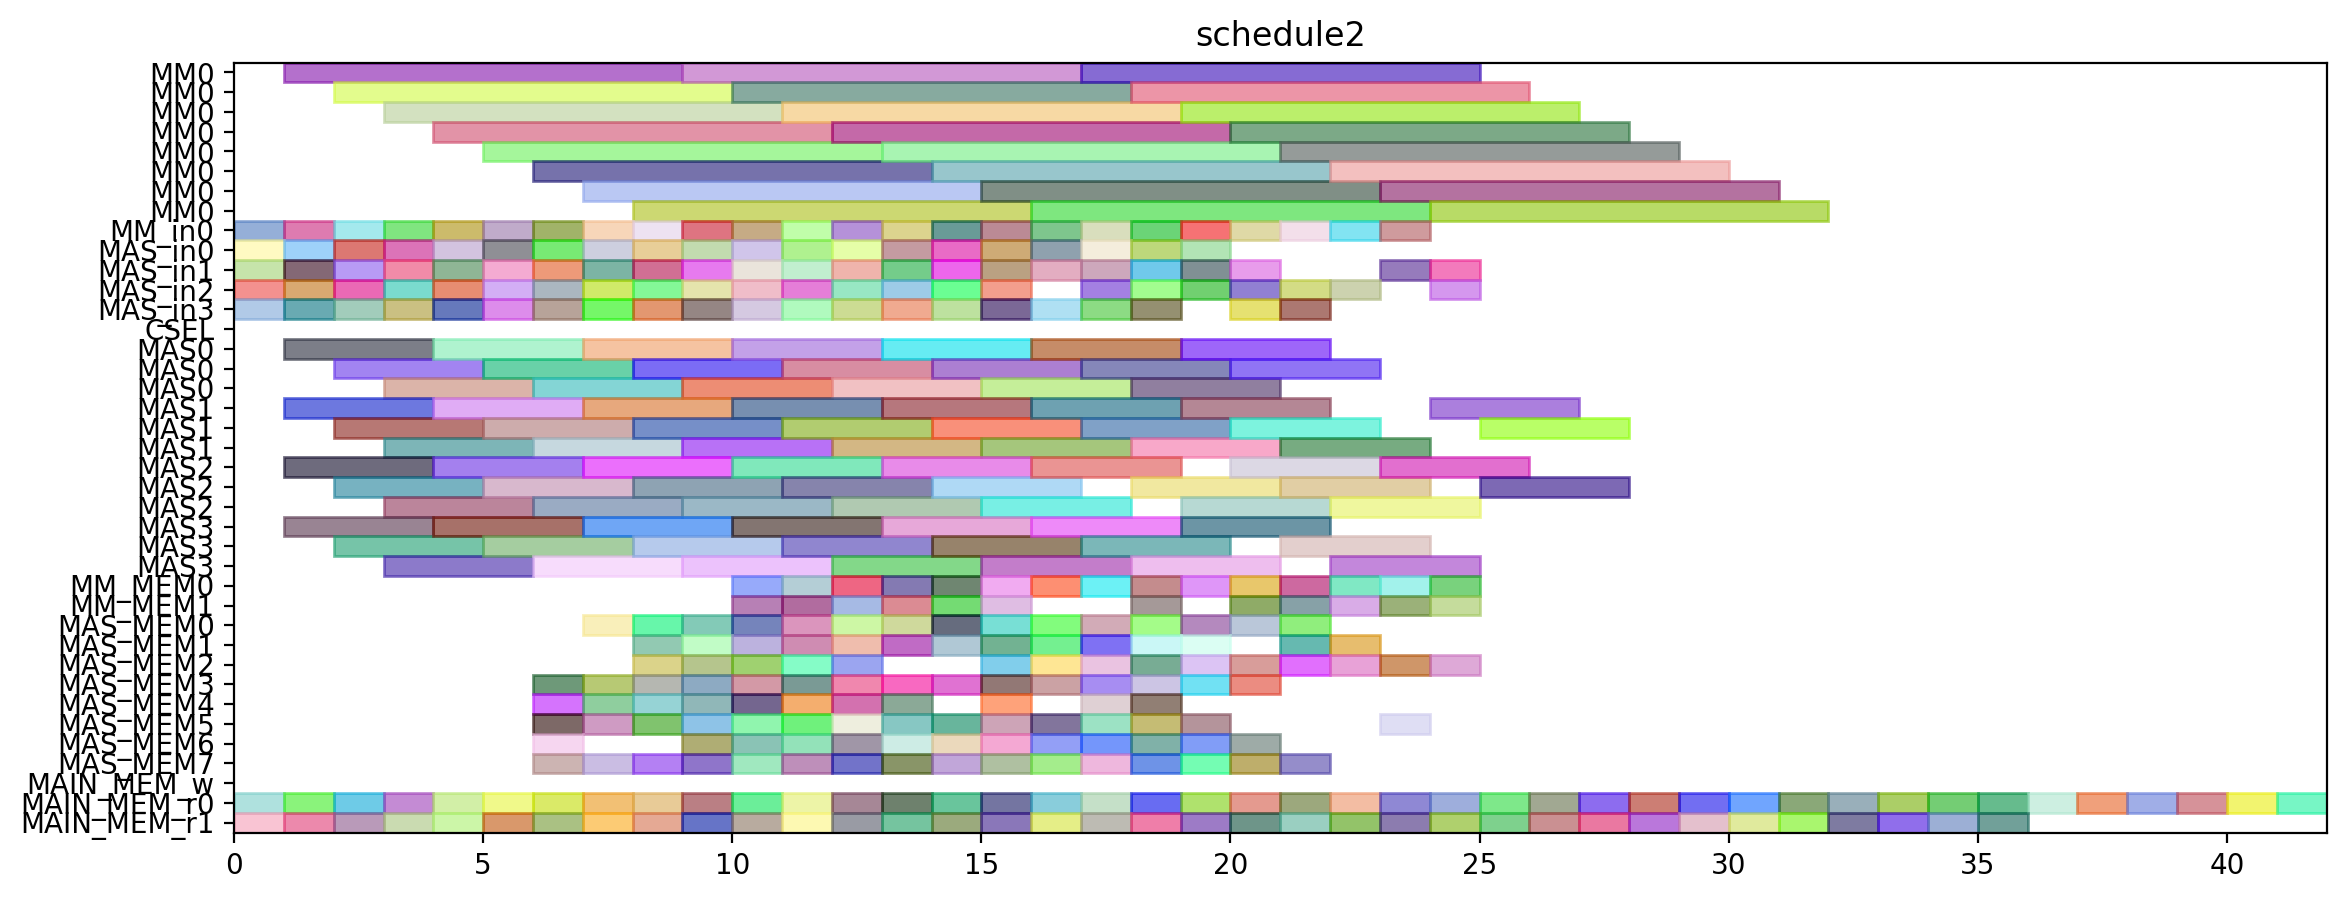

Write the Python code that produced this figure.
from pyschedule import Scenario, solvers, plotters, alt


def solve():
	horizon = 132
	S = Scenario("schedule2", horizon=horizon)

	# resource
	MM = S.Resources('MM', num=1, size=8)
	MM_in = S.Resources('MM_in', num=1)
	MAS_in = S.Resources('MAS_in', num=4)
	CSEL = S.Resource('CSEL')
	MAS = S.Resources('MAS', num=4, size=3, periods=range(1, horizon))
	MM_MEM = S.Resources('MM_MEM', num=2)
	MAS_MEM = S.Resources('MAS_MEM', num=8)
	MAIN_MEM_w = S.Resource('MAIN_MEM_w', size=1)
	MAIN_MEM_r = S.Resources('MAIN_MEM_r', num=2)

	# result of previous scheduling
	c_t0_a1_0_in = S.Task('c_t0_a1_0_in', length=1, delay_cost=1)
	S += c_t0_a1_0_in >= 0
	c_t0_a1_0_in += MAS_in[3]

	c_t0_a1_1_in = S.Task('c_t0_a1_1_in', length=1, delay_cost=1)
	S += c_t0_a1_1_in >= 0
	c_t0_a1_1_in += MAS_in[1]

	c_t0_t10_in = S.Task('c_t0_t10_in', length=1, delay_cost=1)
	S += c_t0_t10_in >= 0
	c_t0_t10_in += MAS_in[2]

	c_t0_t10_mem0 = S.Task('c_t0_t10_mem0', length=1, delay_cost=1)
	S += c_t0_t10_mem0 >= 0
	c_t0_t10_mem0 += MAIN_MEM_r[0]

	c_t2_t10_in = S.Task('c_t2_t10_in', length=1, delay_cost=1)
	S += c_t2_t10_in >= 0
	c_t2_t10_in += MAS_in[0]

	c_t2_t3_t1_in = S.Task('c_t2_t3_t1_in', length=1, delay_cost=1)
	S += c_t2_t3_t1_in >= 0
	c_t2_t3_t1_in += MM_in[0]

	c_t3010_mem1 = S.Task('c_t3010_mem1', length=1, delay_cost=1)
	S += c_t3010_mem1 >= 0
	c_t3010_mem1 += MAIN_MEM_r[1]

	c_t0_a1_0 = S.Task('c_t0_a1_0', length=3, delay_cost=1)
	S += c_t0_a1_0 >= 1
	c_t0_a1_0 += MAS[3]

	c_t0_a1_1 = S.Task('c_t0_a1_1', length=3, delay_cost=1)
	S += c_t0_a1_1 >= 1
	c_t0_a1_1 += MAS[1]

	c_t0_t10 = S.Task('c_t0_t10', length=3, delay_cost=1)
	S += c_t0_t10 >= 1
	c_t0_t10 += MAS[2]

	c_t0_t11_in = S.Task('c_t0_t11_in', length=1, delay_cost=1)
	S += c_t0_t11_in >= 1
	c_t0_t11_in += MAS_in[3]

	c_t1_t10_in = S.Task('c_t1_t10_in', length=1, delay_cost=1)
	S += c_t1_t10_in >= 1
	c_t1_t10_in += MAS_in[0]

	c_t1_t11_mem1 = S.Task('c_t1_t11_mem1', length=1, delay_cost=1)
	S += c_t1_t11_mem1 >= 1
	c_t1_t11_mem1 += MAIN_MEM_r[1]

	c_t1_t3_t0_in = S.Task('c_t1_t3_t0_in', length=1, delay_cost=1)
	S += c_t1_t3_t0_in >= 1
	c_t1_t3_t0_in += MM_in[0]

	c_t2_t10 = S.Task('c_t2_t10', length=3, delay_cost=1)
	S += c_t2_t10 >= 1
	c_t2_t10 += MAS[0]

	c_t2_t11_mem0 = S.Task('c_t2_t11_mem0', length=1, delay_cost=1)
	S += c_t2_t11_mem0 >= 1
	c_t2_t11_mem0 += MAIN_MEM_r[0]

	c_t2_t3_t1 = S.Task('c_t2_t3_t1', length=8, delay_cost=1)
	S += c_t2_t3_t1 >= 1
	c_t2_t3_t1 += MM[0]

	c_t3011_in = S.Task('c_t3011_in', length=1, delay_cost=1)
	S += c_t3011_in >= 1
	c_t3011_in += MAS_in[1]

	c_t4000_in = S.Task('c_t4000_in', length=1, delay_cost=1)
	S += c_t4000_in >= 1
	c_t4000_in += MAS_in[2]

	c_t0_t11 = S.Task('c_t0_t11', length=3, delay_cost=1)
	S += c_t0_t11 >= 2
	c_t0_t11 += MAS[3]

	c_t0_t3_t3_in = S.Task('c_t0_t3_t3_in', length=1, delay_cost=1)
	S += c_t0_t3_t3_in >= 2
	c_t0_t3_t3_in += MAS_in[0]

	c_t1_a1_1_in = S.Task('c_t1_a1_1_in', length=1, delay_cost=1)
	S += c_t1_a1_1_in >= 2
	c_t1_a1_1_in += MAS_in[3]

	c_t1_t10 = S.Task('c_t1_t10', length=3, delay_cost=1)
	S += c_t1_t10 >= 2
	c_t1_t10 += MAS[0]

	c_t1_t3_t0 = S.Task('c_t1_t3_t0', length=8, delay_cost=1)
	S += c_t1_t3_t0 >= 2
	c_t1_t3_t0 += MM[0]

	c_t2_a1_1_mem0 = S.Task('c_t2_a1_1_mem0', length=1, delay_cost=1)
	S += c_t2_a1_1_mem0 >= 2
	c_t2_a1_1_mem0 += MAIN_MEM_r[0]

	c_t2_t3_t0_in = S.Task('c_t2_t3_t0_in', length=1, delay_cost=1)
	S += c_t2_t3_t0_in >= 2
	c_t2_t3_t0_in += MM_in[0]

	c_t2_t3_t3_in = S.Task('c_t2_t3_t3_in', length=1, delay_cost=1)
	S += c_t2_t3_t3_in >= 2
	c_t2_t3_t3_in += MAS_in[2]

	c_t3001_in = S.Task('c_t3001_in', length=1, delay_cost=1)
	S += c_t3001_in >= 2
	c_t3001_in += MAS_in[1]

	c_t3011 = S.Task('c_t3011', length=3, delay_cost=1)
	S += c_t3011 >= 2
	c_t3011 += MAS[1]

	c_t4000 = S.Task('c_t4000', length=3, delay_cost=1)
	S += c_t4000 >= 2
	c_t4000 += MAS[2]

	c_t4000_mem1 = S.Task('c_t4000_mem1', length=1, delay_cost=1)
	S += c_t4000_mem1 >= 2
	c_t4000_mem1 += MAIN_MEM_r[1]

	c_t0_t3_t0_in = S.Task('c_t0_t3_t0_in', length=1, delay_cost=1)
	S += c_t0_t3_t0_in >= 3
	c_t0_t3_t0_in += MM_in[0]

	c_t0_t3_t3 = S.Task('c_t0_t3_t3', length=3, delay_cost=1)
	S += c_t0_t3_t3 >= 3
	c_t0_t3_t3 += MAS[0]

	c_t1_a1_1 = S.Task('c_t1_a1_1', length=3, delay_cost=1)
	S += c_t1_a1_1 >= 3
	c_t1_a1_1 += MAS[3]

	c_t1_t11_mem0 = S.Task('c_t1_t11_mem0', length=1, delay_cost=1)
	S += c_t1_t11_mem0 >= 3
	c_t1_t11_mem0 += MAIN_MEM_r[0]

	c_t1_t3_t2_in = S.Task('c_t1_t3_t2_in', length=1, delay_cost=1)
	S += c_t1_t3_t2_in >= 3
	c_t1_t3_t2_in += MAS_in[3]

	c_t1_t3_t3_in = S.Task('c_t1_t3_t3_in', length=1, delay_cost=1)
	S += c_t1_t3_t3_in >= 3
	c_t1_t3_t3_in += MAS_in[1]

	c_t2_a1_0_in = S.Task('c_t2_a1_0_in', length=1, delay_cost=1)
	S += c_t2_a1_0_in >= 3
	c_t2_a1_0_in += MAS_in[2]

	c_t2_a1_1_mem1 = S.Task('c_t2_a1_1_mem1', length=1, delay_cost=1)
	S += c_t2_a1_1_mem1 >= 3
	c_t2_a1_1_mem1 += MAIN_MEM_r[1]

	c_t2_t3_t0 = S.Task('c_t2_t3_t0', length=8, delay_cost=1)
	S += c_t2_t3_t0 >= 3
	c_t2_t3_t0 += MM[0]

	c_t2_t3_t2_in = S.Task('c_t2_t3_t2_in', length=1, delay_cost=1)
	S += c_t2_t3_t2_in >= 3
	c_t2_t3_t2_in += MAS_in[0]

	c_t2_t3_t3 = S.Task('c_t2_t3_t3', length=3, delay_cost=1)
	S += c_t2_t3_t3 >= 3
	c_t2_t3_t3 += MAS[2]

	c_t3001 = S.Task('c_t3001', length=3, delay_cost=1)
	S += c_t3001 >= 3
	c_t3001 += MAS[1]

	c_t0_t3_t0 = S.Task('c_t0_t3_t0', length=8, delay_cost=1)
	S += c_t0_t3_t0 >= 4
	c_t0_t3_t0 += MM[0]

	c_t0_t3_t1_in = S.Task('c_t0_t3_t1_in', length=1, delay_cost=1)
	S += c_t0_t3_t1_in >= 4
	c_t0_t3_t1_in += MM_in[0]

	c_t1_a1_0_in = S.Task('c_t1_a1_0_in', length=1, delay_cost=1)
	S += c_t1_a1_0_in >= 4
	c_t1_a1_0_in += MAS_in[2]

	c_t1_t3_t2 = S.Task('c_t1_t3_t2', length=3, delay_cost=1)
	S += c_t1_t3_t2 >= 4
	c_t1_t3_t2 += MAS[3]

	c_t1_t3_t3 = S.Task('c_t1_t3_t3', length=3, delay_cost=1)
	S += c_t1_t3_t3 >= 4
	c_t1_t3_t3 += MAS[1]

	c_t2_a1_0 = S.Task('c_t2_a1_0', length=3, delay_cost=1)
	S += c_t2_a1_0 >= 4
	c_t2_a1_0 += MAS[2]

	c_t2_a1_1_in = S.Task('c_t2_a1_1_in', length=1, delay_cost=1)
	S += c_t2_a1_1_in >= 4
	c_t2_a1_1_in += MAS_in[3]

	c_t2_t3_t2 = S.Task('c_t2_t3_t2', length=3, delay_cost=1)
	S += c_t2_t3_t2 >= 4
	c_t2_t3_t2 += MAS[0]

	c_t2_t3_t2_mem0 = S.Task('c_t2_t3_t2_mem0', length=1, delay_cost=1)
	S += c_t2_t3_t2_mem0 >= 4
	c_t2_t3_t2_mem0 += MAIN_MEM_r[0]

	c_t2_t3_t3_mem1 = S.Task('c_t2_t3_t3_mem1', length=1, delay_cost=1)
	S += c_t2_t3_t3_mem1 >= 4
	c_t2_t3_t3_mem1 += MAIN_MEM_r[1]

	c_t3000_in = S.Task('c_t3000_in', length=1, delay_cost=1)
	S += c_t3000_in >= 4
	c_t3000_in += MAS_in[0]

	c_t4001_in = S.Task('c_t4001_in', length=1, delay_cost=1)
	S += c_t4001_in >= 4
	c_t4001_in += MAS_in[1]

	c_t0_t11_mem0 = S.Task('c_t0_t11_mem0', length=1, delay_cost=1)
	S += c_t0_t11_mem0 >= 5
	c_t0_t11_mem0 += MAIN_MEM_r[0]

	c_t0_t3_t1 = S.Task('c_t0_t3_t1', length=8, delay_cost=1)
	S += c_t0_t3_t1 >= 5
	c_t0_t3_t1 += MM[0]

	c_t0_t3_t2_in = S.Task('c_t0_t3_t2_in', length=1, delay_cost=1)
	S += c_t0_t3_t2_in >= 5
	c_t0_t3_t2_in += MAS_in[2]

	c_t1_a1_0 = S.Task('c_t1_a1_0', length=3, delay_cost=1)
	S += c_t1_a1_0 >= 5
	c_t1_a1_0 += MAS[2]

	c_t1_t11_in = S.Task('c_t1_t11_in', length=1, delay_cost=1)
	S += c_t1_t11_in >= 5
	c_t1_t11_in += MAS_in[3]

	c_t1_t3_t1_in = S.Task('c_t1_t3_t1_in', length=1, delay_cost=1)
	S += c_t1_t3_t1_in >= 5
	c_t1_t3_t1_in += MM_in[0]

	c_t2_a1_1 = S.Task('c_t2_a1_1', length=3, delay_cost=1)
	S += c_t2_a1_1 >= 5
	c_t2_a1_1 += MAS[3]

	c_t2_t11_in = S.Task('c_t2_t11_in', length=1, delay_cost=1)
	S += c_t2_t11_in >= 5
	c_t2_t11_in += MAS_in[1]

	c_t2_t3_t2_mem1 = S.Task('c_t2_t3_t2_mem1', length=1, delay_cost=1)
	S += c_t2_t3_t2_mem1 >= 5
	c_t2_t3_t2_mem1 += MAIN_MEM_r[1]

	c_t3000 = S.Task('c_t3000', length=3, delay_cost=1)
	S += c_t3000 >= 5
	c_t3000 += MAS[0]

	c_t3010_in = S.Task('c_t3010_in', length=1, delay_cost=1)
	S += c_t3010_in >= 5
	c_t3010_in += MAS_in[0]

	c_t4001 = S.Task('c_t4001', length=3, delay_cost=1)
	S += c_t4001 >= 5
	c_t4001 += MAS[1]

	c_t0_t2_t3_in = S.Task('c_t0_t2_t3_in', length=1, delay_cost=1)
	S += c_t0_t2_t3_in >= 6
	c_t0_t2_t3_in += MAS_in[0]

	c_t0_t2_t3_mem0 = S.Task('c_t0_t2_t3_mem0', length=1, delay_cost=1)
	S += c_t0_t2_t3_mem0 >= 6
	c_t0_t2_t3_mem0 += MAS_MEM[4]

	c_t0_t2_t3_mem1 = S.Task('c_t0_t2_t3_mem1', length=1, delay_cost=1)
	S += c_t0_t2_t3_mem1 >= 6
	c_t0_t2_t3_mem1 += MAS_MEM[7]

	c_t0_t3_t2 = S.Task('c_t0_t3_t2', length=3, delay_cost=1)
	S += c_t0_t3_t2 >= 6
	c_t0_t3_t2 += MAS[2]

	c_t0_t3_t2_mem1 = S.Task('c_t0_t3_t2_mem1', length=1, delay_cost=1)
	S += c_t0_t3_t2_mem1 >= 6
	c_t0_t3_t2_mem1 += MAIN_MEM_r[1]

	c_t1_t11 = S.Task('c_t1_t11', length=3, delay_cost=1)
	S += c_t1_t11 >= 6
	c_t1_t11 += MAS[3]

	c_t1_t3_t1 = S.Task('c_t1_t3_t1', length=8, delay_cost=1)
	S += c_t1_t3_t1 >= 6
	c_t1_t3_t1 += MM[0]

	c_t1_t3_t4_in = S.Task('c_t1_t3_t4_in', length=1, delay_cost=1)
	S += c_t1_t3_t4_in >= 6
	c_t1_t3_t4_in += MM_in[0]

	c_t1_t3_t4_mem0 = S.Task('c_t1_t3_t4_mem0', length=1, delay_cost=1)
	S += c_t1_t3_t4_mem0 >= 6
	c_t1_t3_t4_mem0 += MAS_MEM[6]

	c_t1_t3_t4_mem1 = S.Task('c_t1_t3_t4_mem1', length=1, delay_cost=1)
	S += c_t1_t3_t4_mem1 >= 6
	c_t1_t3_t4_mem1 += MAS_MEM[3]

	c_t2_t00_in = S.Task('c_t2_t00_in', length=1, delay_cost=1)
	S += c_t2_t00_in >= 6
	c_t2_t00_in += MAS_in[1]

	c_t2_t00_mem1 = S.Task('c_t2_t00_mem1', length=1, delay_cost=1)
	S += c_t2_t00_mem1 >= 6
	c_t2_t00_mem1 += MAS_MEM[5]

	c_t2_t11 = S.Task('c_t2_t11', length=3, delay_cost=1)
	S += c_t2_t11 >= 6
	c_t2_t11 += MAS[1]

	c_t2_t3_t1_mem0 = S.Task('c_t2_t3_t1_mem0', length=1, delay_cost=1)
	S += c_t2_t3_t1_mem0 >= 6
	c_t2_t3_t1_mem0 += MAIN_MEM_r[0]

	c_t3010 = S.Task('c_t3010', length=3, delay_cost=1)
	S += c_t3010 >= 6
	c_t3010 += MAS[0]

	c_t4010_in = S.Task('c_t4010_in', length=1, delay_cost=1)
	S += c_t4010_in >= 6
	c_t4010_in += MAS_in[3]

	c_t4011_in = S.Task('c_t4011_in', length=1, delay_cost=1)
	S += c_t4011_in >= 6
	c_t4011_in += MAS_in[2]

	c_t0_t2_t3 = S.Task('c_t0_t2_t3', length=3, delay_cost=1)
	S += c_t0_t2_t3 >= 7
	c_t0_t2_t3 += MAS[0]

	c_t1_t10_mem0 = S.Task('c_t1_t10_mem0', length=1, delay_cost=1)
	S += c_t1_t10_mem0 >= 7
	c_t1_t10_mem0 += MAIN_MEM_r[0]

	c_t1_t3_t3_mem1 = S.Task('c_t1_t3_t3_mem1', length=1, delay_cost=1)
	S += c_t1_t3_t3_mem1 >= 7
	c_t1_t3_t3_mem1 += MAIN_MEM_r[1]

	c_t1_t3_t4 = S.Task('c_t1_t3_t4', length=8, delay_cost=1)
	S += c_t1_t3_t4 >= 7
	c_t1_t3_t4 += MM[0]

	c_t2_t00 = S.Task('c_t2_t00', length=3, delay_cost=1)
	S += c_t2_t00 >= 7
	c_t2_t00 += MAS[1]

	c_t2_t01_in = S.Task('c_t2_t01_in', length=1, delay_cost=1)
	S += c_t2_t01_in >= 7
	c_t2_t01_in += MAS_in[1]

	c_t2_t01_mem1 = S.Task('c_t2_t01_mem1', length=1, delay_cost=1)
	S += c_t2_t01_mem1 >= 7
	c_t2_t01_mem1 += MAS_MEM[7]

	c_t2_t3_t4_in = S.Task('c_t2_t3_t4_in', length=1, delay_cost=1)
	S += c_t2_t3_t4_in >= 7
	c_t2_t3_t4_in += MM_in[0]

	c_t2_t3_t4_mem0 = S.Task('c_t2_t3_t4_mem0', length=1, delay_cost=1)
	S += c_t2_t3_t4_mem0 >= 7
	c_t2_t3_t4_mem0 += MAS_MEM[0]

	c_t2_t3_t4_mem1 = S.Task('c_t2_t3_t4_mem1', length=1, delay_cost=1)
	S += c_t2_t3_t4_mem1 >= 7
	c_t2_t3_t4_mem1 += MAS_MEM[5]

	c_t4010 = S.Task('c_t4010', length=3, delay_cost=1)
	S += c_t4010 >= 7
	c_t4010 += MAS[3]

	c_t4011 = S.Task('c_t4011', length=3, delay_cost=1)
	S += c_t4011 >= 7
	c_t4011 += MAS[2]

	c_t4_t3_t2_in = S.Task('c_t4_t3_t2_in', length=1, delay_cost=1)
	S += c_t4_t3_t2_in >= 7
	c_t4_t3_t2_in += MAS_in[2]

	c_t4_t3_t2_mem0 = S.Task('c_t4_t3_t2_mem0', length=1, delay_cost=1)
	S += c_t4_t3_t2_mem0 >= 7
	c_t4_t3_t2_mem0 += MAS_MEM[4]

	c_t4_t3_t2_mem1 = S.Task('c_t4_t3_t2_mem1', length=1, delay_cost=1)
	S += c_t4_t3_t2_mem1 >= 7
	c_t4_t3_t2_mem1 += MAS_MEM[3]

	c_t5001_in = S.Task('c_t5001_in', length=1, delay_cost=1)
	S += c_t5001_in >= 7
	c_t5001_in += MAS_in[3]

	c_t5011_in = S.Task('c_t5011_in', length=1, delay_cost=1)
	S += c_t5011_in >= 7
	c_t5011_in += MAS_in[0]

	c_t0_t3_t4_in = S.Task('c_t0_t3_t4_in', length=1, delay_cost=1)
	S += c_t0_t3_t4_in >= 8
	c_t0_t3_t4_in += MM_in[0]

	c_t0_t3_t4_mem0 = S.Task('c_t0_t3_t4_mem0', length=1, delay_cost=1)
	S += c_t0_t3_t4_mem0 >= 8
	c_t0_t3_t4_mem0 += MAS_MEM[4]

	c_t0_t3_t4_mem1 = S.Task('c_t0_t3_t4_mem1', length=1, delay_cost=1)
	S += c_t0_t3_t4_mem1 >= 8
	c_t0_t3_t4_mem1 += MAS_MEM[1]

	c_t1_t00_in = S.Task('c_t1_t00_in', length=1, delay_cost=1)
	S += c_t1_t00_in >= 8
	c_t1_t00_in += MAS_in[0]

	c_t1_t00_mem1 = S.Task('c_t1_t00_mem1', length=1, delay_cost=1)
	S += c_t1_t00_mem1 >= 8
	c_t1_t00_mem1 += MAS_MEM[5]

	c_t1_t2_t3_in = S.Task('c_t1_t2_t3_in', length=1, delay_cost=1)
	S += c_t1_t2_t3_in >= 8
	c_t1_t2_t3_in += MAS_in[2]

	c_t1_t2_t3_mem0 = S.Task('c_t1_t2_t3_mem0', length=1, delay_cost=1)
	S += c_t1_t2_t3_mem0 >= 8
	c_t1_t2_t3_mem0 += MAS_MEM[0]

	c_t1_t2_t3_mem1 = S.Task('c_t1_t2_t3_mem1', length=1, delay_cost=1)
	S += c_t1_t2_t3_mem1 >= 8
	c_t1_t2_t3_mem1 += MAS_MEM[7]

	c_t1_t3_t0_mem1 = S.Task('c_t1_t3_t0_mem1', length=1, delay_cost=1)
	S += c_t1_t3_t0_mem1 >= 8
	c_t1_t3_t0_mem1 += MAIN_MEM_r[1]

	c_t2_t01 = S.Task('c_t2_t01', length=3, delay_cost=1)
	S += c_t2_t01 >= 8
	c_t2_t01 += MAS[1]

	c_t2_t3_t0_mem0 = S.Task('c_t2_t3_t0_mem0', length=1, delay_cost=1)
	S += c_t2_t3_t0_mem0 >= 8
	c_t2_t3_t0_mem0 += MAIN_MEM_r[0]

	c_t2_t3_t4 = S.Task('c_t2_t3_t4', length=8, delay_cost=1)
	S += c_t2_t3_t4 >= 8
	c_t2_t3_t4 += MM[0]

	c_t3_t11_in = S.Task('c_t3_t11_in', length=1, delay_cost=1)
	S += c_t3_t11_in >= 8
	c_t3_t11_in += MAS_in[1]

	c_t3_t11_mem0 = S.Task('c_t3_t11_mem0', length=1, delay_cost=1)
	S += c_t3_t11_mem0 >= 8
	c_t3_t11_mem0 += MAS_MEM[2]

	c_t3_t11_mem1 = S.Task('c_t3_t11_mem1', length=1, delay_cost=1)
	S += c_t3_t11_mem1 >= 8
	c_t3_t11_mem1 += MAS_MEM[3]

	c_t4_t3_t2 = S.Task('c_t4_t3_t2', length=3, delay_cost=1)
	S += c_t4_t3_t2 >= 8
	c_t4_t3_t2 += MAS[2]

	c_t5000_in = S.Task('c_t5000_in', length=1, delay_cost=1)
	S += c_t5000_in >= 8
	c_t5000_in += MAS_in[3]

	c_t5001 = S.Task('c_t5001', length=3, delay_cost=1)
	S += c_t5001 >= 8
	c_t5001 += MAS[3]

	c_t5011 = S.Task('c_t5011', length=3, delay_cost=1)
	S += c_t5011 >= 8
	c_t5011 += MAS[0]

	c_t0_a1_1_mem0 = S.Task('c_t0_a1_1_mem0', length=1, delay_cost=1)
	S += c_t0_a1_1_mem0 >= 9
	c_t0_a1_1_mem0 += MAIN_MEM_r[0]

	c_t0_t3_t1_mem1 = S.Task('c_t0_t3_t1_mem1', length=1, delay_cost=1)
	S += c_t0_t3_t1_mem1 >= 9
	c_t0_t3_t1_mem1 += MAIN_MEM_r[1]

	c_t0_t3_t4 = S.Task('c_t0_t3_t4', length=8, delay_cost=1)
	S += c_t0_t3_t4 >= 9
	c_t0_t3_t4 += MM[0]

	c_t1_t00 = S.Task('c_t1_t00', length=3, delay_cost=1)
	S += c_t1_t00 >= 9
	c_t1_t00 += MAS[0]

	c_t1_t2_t3 = S.Task('c_t1_t2_t3', length=3, delay_cost=1)
	S += c_t1_t2_t3 >= 9
	c_t1_t2_t3 += MAS[2]

	c_t2_t2_t3_in = S.Task('c_t2_t2_t3_in', length=1, delay_cost=1)
	S += c_t2_t2_t3_in >= 9
	c_t2_t2_t3_in += MAS_in[0]

	c_t2_t2_t3_mem0 = S.Task('c_t2_t2_t3_mem0', length=1, delay_cost=1)
	S += c_t2_t2_t3_mem0 >= 9
	c_t2_t2_t3_mem0 += MAS_MEM[0]

	c_t2_t2_t3_mem1 = S.Task('c_t2_t2_t3_mem1', length=1, delay_cost=1)
	S += c_t2_t2_t3_mem1 >= 9
	c_t2_t2_t3_mem1 += MAS_MEM[3]

	c_t3_a1_1_in = S.Task('c_t3_a1_1_in', length=1, delay_cost=1)
	S += c_t3_a1_1_in >= 9
	c_t3_a1_1_in += MAS_in[1]

	c_t3_a1_1_mem0 = S.Task('c_t3_a1_1_mem0', length=1, delay_cost=1)
	S += c_t3_a1_1_mem0 >= 9
	c_t3_a1_1_mem0 += MAS_MEM[2]

	c_t3_a1_1_mem1 = S.Task('c_t3_a1_1_mem1', length=1, delay_cost=1)
	S += c_t3_a1_1_mem1 >= 9
	c_t3_a1_1_mem1 += MAS_MEM[1]

	c_t3_t11 = S.Task('c_t3_t11', length=3, delay_cost=1)
	S += c_t3_t11 >= 9
	c_t3_t11 += MAS[1]

	c_t4_a1_0_in = S.Task('c_t4_a1_0_in', length=1, delay_cost=1)
	S += c_t4_a1_0_in >= 9
	c_t4_a1_0_in += MAS_in[3]

	c_t4_a1_0_mem0 = S.Task('c_t4_a1_0_mem0', length=1, delay_cost=1)
	S += c_t4_a1_0_mem0 >= 9
	c_t4_a1_0_mem0 += MAS_MEM[6]

	c_t4_a1_0_mem1 = S.Task('c_t4_a1_0_mem1', length=1, delay_cost=1)
	S += c_t4_a1_0_mem1 >= 9
	c_t4_a1_0_mem1 += MAS_MEM[5]

	c_t4_t3_t0_in = S.Task('c_t4_t3_t0_in', length=1, delay_cost=1)
	S += c_t4_t3_t0_in >= 9
	c_t4_t3_t0_in += MM_in[0]

	c_t4_t3_t0_mem0 = S.Task('c_t4_t3_t0_mem0', length=1, delay_cost=1)
	S += c_t4_t3_t0_mem0 >= 9
	c_t4_t3_t0_mem0 += MAS_MEM[4]

	c_t4_t3_t0_mem1 = S.Task('c_t4_t3_t0_mem1', length=1, delay_cost=1)
	S += c_t4_t3_t0_mem1 >= 9
	c_t4_t3_t0_mem1 += MAS_MEM[7]

	c_t5000 = S.Task('c_t5000', length=3, delay_cost=1)
	S += c_t5000 >= 9
	c_t5000 += MAS[3]

	c_t5010_in = S.Task('c_t5010_in', length=1, delay_cost=1)
	S += c_t5010_in >= 9
	c_t5010_in += MAS_in[2]

	c_t0_t3_t0_mem0 = S.Task('c_t0_t3_t0_mem0', length=1, delay_cost=1)
	S += c_t0_t3_t0_mem0 >= 10
	c_t0_t3_t0_mem0 += MAIN_MEM_r[0]

	c_t0_t3_t0_mem1 = S.Task('c_t0_t3_t0_mem1', length=1, delay_cost=1)
	S += c_t0_t3_t0_mem1 >= 10
	c_t0_t3_t0_mem1 += MAIN_MEM_r[1]

	c_t2_t2_t3 = S.Task('c_t2_t2_t3', length=3, delay_cost=1)
	S += c_t2_t2_t3 >= 10
	c_t2_t2_t3 += MAS[0]

	c_t2_t3_t5_in = S.Task('c_t2_t3_t5_in', length=1, delay_cost=1)
	S += c_t2_t3_t5_in >= 10
	c_t2_t3_t5_in += MAS_in[2]

	c_t2_t3_t5_mem0 = S.Task('c_t2_t3_t5_mem0', length=1, delay_cost=1)
	S += c_t2_t3_t5_mem0 >= 10
	c_t2_t3_t5_mem0 += MM_MEM[0]

	c_t2_t3_t5_mem1 = S.Task('c_t2_t3_t5_mem1', length=1, delay_cost=1)
	S += c_t2_t3_t5_mem1 >= 10
	c_t2_t3_t5_mem1 += MM_MEM[1]

	c_t3_a1_1 = S.Task('c_t3_a1_1', length=3, delay_cost=1)
	S += c_t3_a1_1 >= 10
	c_t3_a1_1 += MAS[1]

	c_t3_t3_t2_in = S.Task('c_t3_t3_t2_in', length=1, delay_cost=1)
	S += c_t3_t3_t2_in >= 10
	c_t3_t3_t2_in += MAS_in[0]

	c_t3_t3_t2_mem0 = S.Task('c_t3_t3_t2_mem0', length=1, delay_cost=1)
	S += c_t3_t3_t2_mem0 >= 10
	c_t3_t3_t2_mem0 += MAS_MEM[0]

	c_t3_t3_t2_mem1 = S.Task('c_t3_t3_t2_mem1', length=1, delay_cost=1)
	S += c_t3_t3_t2_mem1 >= 10
	c_t3_t3_t2_mem1 += MAS_MEM[3]

	c_t4_a1_0 = S.Task('c_t4_a1_0', length=3, delay_cost=1)
	S += c_t4_a1_0 >= 10
	c_t4_a1_0 += MAS[3]

	c_t4_t10_in = S.Task('c_t4_t10_in', length=1, delay_cost=1)
	S += c_t4_t10_in >= 10
	c_t4_t10_in += MAS_in[1]

	c_t4_t10_mem0 = S.Task('c_t4_t10_mem0', length=1, delay_cost=1)
	S += c_t4_t10_mem0 >= 10
	c_t4_t10_mem0 += MAS_MEM[4]

	c_t4_t10_mem1 = S.Task('c_t4_t10_mem1', length=1, delay_cost=1)
	S += c_t4_t10_mem1 >= 10
	c_t4_t10_mem1 += MAS_MEM[7]

	c_t4_t3_t0 = S.Task('c_t4_t3_t0', length=8, delay_cost=1)
	S += c_t4_t3_t0 >= 10
	c_t4_t3_t0 += MM[0]

	c_t4_t3_t1_in = S.Task('c_t4_t3_t1_in', length=1, delay_cost=1)
	S += c_t4_t3_t1_in >= 10
	c_t4_t3_t1_in += MM_in[0]

	c_t4_t3_t1_mem0 = S.Task('c_t4_t3_t1_mem0', length=1, delay_cost=1)
	S += c_t4_t3_t1_mem0 >= 10
	c_t4_t3_t1_mem0 += MAS_MEM[2]

	c_t4_t3_t1_mem1 = S.Task('c_t4_t3_t1_mem1', length=1, delay_cost=1)
	S += c_t4_t3_t1_mem1 >= 10
	c_t4_t3_t1_mem1 += MAS_MEM[5]

	c_t5010 = S.Task('c_t5010', length=3, delay_cost=1)
	S += c_t5010 >= 10
	c_t5010 += MAS[2]

	c_t5_t11_in = S.Task('c_t5_t11_in', length=1, delay_cost=1)
	S += c_t5_t11_in >= 10
	c_t5_t11_in += MAS_in[3]

	c_t5_t11_mem0 = S.Task('c_t5_t11_mem0', length=1, delay_cost=1)
	S += c_t5_t11_mem0 >= 10
	c_t5_t11_mem0 += MAS_MEM[6]

	c_t5_t11_mem1 = S.Task('c_t5_t11_mem1', length=1, delay_cost=1)
	S += c_t5_t11_mem1 >= 10
	c_t5_t11_mem1 += MAS_MEM[1]

	c_t1_t3_t3_mem0 = S.Task('c_t1_t3_t3_mem0', length=1, delay_cost=1)
	S += c_t1_t3_t3_mem0 >= 11
	c_t1_t3_t3_mem0 += MAIN_MEM_r[0]

	c_t2_t30_in = S.Task('c_t2_t30_in', length=1, delay_cost=1)
	S += c_t2_t30_in >= 11
	c_t2_t30_in += MAS_in[1]

	c_t2_t30_mem0 = S.Task('c_t2_t30_mem0', length=1, delay_cost=1)
	S += c_t2_t30_mem0 >= 11
	c_t2_t30_mem0 += MM_MEM[0]

	c_t2_t30_mem1 = S.Task('c_t2_t30_mem1', length=1, delay_cost=1)
	S += c_t2_t30_mem1 >= 11
	c_t2_t30_mem1 += MM_MEM[1]

	c_t2_t3_t1_mem1 = S.Task('c_t2_t3_t1_mem1', length=1, delay_cost=1)
	S += c_t2_t3_t1_mem1 >= 11
	c_t2_t3_t1_mem1 += MAIN_MEM_r[1]

	c_t2_t3_t5 = S.Task('c_t2_t3_t5', length=3, delay_cost=1)
	S += c_t2_t3_t5 >= 11
	c_t2_t3_t5 += MAS[2]

	c_t3_t3_t2 = S.Task('c_t3_t3_t2', length=3, delay_cost=1)
	S += c_t3_t3_t2 >= 11
	c_t3_t3_t2 += MAS[0]

	c_t3_t3_t3_in = S.Task('c_t3_t3_t3_in', length=1, delay_cost=1)
	S += c_t3_t3_t3_in >= 11
	c_t3_t3_t3_in += MAS_in[3]

	c_t3_t3_t3_mem0 = S.Task('c_t3_t3_t3_mem0', length=1, delay_cost=1)
	S += c_t3_t3_t3_mem0 >= 11
	c_t3_t3_t3_mem0 += MAS_MEM[0]

	c_t3_t3_t3_mem1 = S.Task('c_t3_t3_t3_mem1', length=1, delay_cost=1)
	S += c_t3_t3_t3_mem1 >= 11
	c_t3_t3_t3_mem1 += MAS_MEM[3]

	c_t4_a1_1_in = S.Task('c_t4_a1_1_in', length=1, delay_cost=1)
	S += c_t4_a1_1_in >= 11
	c_t4_a1_1_in += MAS_in[2]

	c_t4_a1_1_mem0 = S.Task('c_t4_a1_1_mem0', length=1, delay_cost=1)
	S += c_t4_a1_1_mem0 >= 11
	c_t4_a1_1_mem0 += MAS_MEM[4]

	c_t4_a1_1_mem1 = S.Task('c_t4_a1_1_mem1', length=1, delay_cost=1)
	S += c_t4_a1_1_mem1 >= 11
	c_t4_a1_1_mem1 += MAS_MEM[7]

	c_t4_t10 = S.Task('c_t4_t10', length=3, delay_cost=1)
	S += c_t4_t10 >= 11
	c_t4_t10 += MAS[1]

	c_t4_t11_in = S.Task('c_t4_t11_in', length=1, delay_cost=1)
	S += c_t4_t11_in >= 11
	c_t4_t11_in += MAS_in[0]

	c_t4_t11_mem0 = S.Task('c_t4_t11_mem0', length=1, delay_cost=1)
	S += c_t4_t11_mem0 >= 11
	c_t4_t11_mem0 += MAS_MEM[2]

	c_t4_t11_mem1 = S.Task('c_t4_t11_mem1', length=1, delay_cost=1)
	S += c_t4_t11_mem1 >= 11
	c_t4_t11_mem1 += MAS_MEM[5]

	c_t4_t3_t1 = S.Task('c_t4_t3_t1', length=8, delay_cost=1)
	S += c_t4_t3_t1 >= 11
	c_t4_t3_t1 += MM[0]

	c_t5_t11 = S.Task('c_t5_t11', length=3, delay_cost=1)
	S += c_t5_t11 >= 11
	c_t5_t11 += MAS[3]

	c_t5_t3_t1_in = S.Task('c_t5_t3_t1_in', length=1, delay_cost=1)
	S += c_t5_t3_t1_in >= 11
	c_t5_t3_t1_in += MM_in[0]

	c_t5_t3_t1_mem0 = S.Task('c_t5_t3_t1_mem0', length=1, delay_cost=1)
	S += c_t5_t3_t1_mem0 >= 11
	c_t5_t3_t1_mem0 += MAS_MEM[6]

	c_t5_t3_t1_mem1 = S.Task('c_t5_t3_t1_mem1', length=1, delay_cost=1)
	S += c_t5_t3_t1_mem1 >= 11
	c_t5_t3_t1_mem1 += MAS_MEM[1]

	c_t0_t30_in = S.Task('c_t0_t30_in', length=1, delay_cost=1)
	S += c_t0_t30_in >= 12
	c_t0_t30_in += MAS_in[0]

	c_t0_t30_mem0 = S.Task('c_t0_t30_mem0', length=1, delay_cost=1)
	S += c_t0_t30_mem0 >= 12
	c_t0_t30_mem0 += MM_MEM[0]

	c_t0_t30_mem1 = S.Task('c_t0_t30_mem1', length=1, delay_cost=1)
	S += c_t0_t30_mem1 >= 12
	c_t0_t30_mem1 += MM_MEM[1]

	c_t0_t3_t2_mem0 = S.Task('c_t0_t3_t2_mem0', length=1, delay_cost=1)
	S += c_t0_t3_t2_mem0 >= 12
	c_t0_t3_t2_mem0 += MAIN_MEM_r[0]

	c_t1_t10_mem1 = S.Task('c_t1_t10_mem1', length=1, delay_cost=1)
	S += c_t1_t10_mem1 >= 12
	c_t1_t10_mem1 += MAIN_MEM_r[1]

	c_t2_t30 = S.Task('c_t2_t30', length=3, delay_cost=1)
	S += c_t2_t30 >= 12
	c_t2_t30 += MAS[1]

	c_t3_t3_t1_in = S.Task('c_t3_t3_t1_in', length=1, delay_cost=1)
	S += c_t3_t3_t1_in >= 12
	c_t3_t3_t1_in += MM_in[0]

	c_t3_t3_t1_mem0 = S.Task('c_t3_t3_t1_mem0', length=1, delay_cost=1)
	S += c_t3_t3_t1_mem0 >= 12
	c_t3_t3_t1_mem0 += MAS_MEM[2]

	c_t3_t3_t1_mem1 = S.Task('c_t3_t3_t1_mem1', length=1, delay_cost=1)
	S += c_t3_t3_t1_mem1 >= 12
	c_t3_t3_t1_mem1 += MAS_MEM[3]

	c_t3_t3_t3 = S.Task('c_t3_t3_t3', length=3, delay_cost=1)
	S += c_t3_t3_t3 >= 12
	c_t3_t3_t3 += MAS[3]

	c_t4_a1_1 = S.Task('c_t4_a1_1', length=3, delay_cost=1)
	S += c_t4_a1_1 >= 12
	c_t4_a1_1 += MAS[2]

	c_t4_t11 = S.Task('c_t4_t11', length=3, delay_cost=1)
	S += c_t4_t11 >= 12
	c_t4_t11 += MAS[0]

	c_t5_a1_1_in = S.Task('c_t5_a1_1_in', length=1, delay_cost=1)
	S += c_t5_a1_1_in >= 12
	c_t5_a1_1_in += MAS_in[1]

	c_t5_a1_1_mem0 = S.Task('c_t5_a1_1_mem0', length=1, delay_cost=1)
	S += c_t5_a1_1_mem0 >= 12
	c_t5_a1_1_mem0 += MAS_MEM[0]

	c_t5_a1_1_mem1 = S.Task('c_t5_a1_1_mem1', length=1, delay_cost=1)
	S += c_t5_a1_1_mem1 >= 12
	c_t5_a1_1_mem1 += MAS_MEM[5]

	c_t5_t3_t1 = S.Task('c_t5_t3_t1', length=8, delay_cost=1)
	S += c_t5_t3_t1 >= 12
	c_t5_t3_t1 += MM[0]

	c_t5_t3_t2_in = S.Task('c_t5_t3_t2_in', length=1, delay_cost=1)
	S += c_t5_t3_t2_in >= 12
	c_t5_t3_t2_in += MAS_in[3]

	c_t5_t3_t2_mem0 = S.Task('c_t5_t3_t2_mem0', length=1, delay_cost=1)
	S += c_t5_t3_t2_mem0 >= 12
	c_t5_t3_t2_mem0 += MAS_MEM[6]

	c_t5_t3_t2_mem1 = S.Task('c_t5_t3_t2_mem1', length=1, delay_cost=1)
	S += c_t5_t3_t2_mem1 >= 12
	c_t5_t3_t2_mem1 += MAS_MEM[7]

	c_t5_t3_t3_in = S.Task('c_t5_t3_t3_in', length=1, delay_cost=1)
	S += c_t5_t3_t3_in >= 12
	c_t5_t3_t3_in += MAS_in[2]

	c_t5_t3_t3_mem0 = S.Task('c_t5_t3_t3_mem0', length=1, delay_cost=1)
	S += c_t5_t3_t3_mem0 >= 12
	c_t5_t3_t3_mem0 += MAS_MEM[4]

	c_t5_t3_t3_mem1 = S.Task('c_t5_t3_t3_mem1', length=1, delay_cost=1)
	S += c_t5_t3_t3_mem1 >= 12
	c_t5_t3_t3_mem1 += MAS_MEM[1]

	c_t0_t00_in = S.Task('c_t0_t00_in', length=1, delay_cost=1)
	S += c_t0_t00_in >= 13
	c_t0_t00_in += MAS_in[1]

	c_t0_t00_mem1 = S.Task('c_t0_t00_mem1', length=1, delay_cost=1)
	S += c_t0_t00_mem1 >= 13
	c_t0_t00_mem1 += MAS_MEM[7]

	c_t0_t30 = S.Task('c_t0_t30', length=3, delay_cost=1)
	S += c_t0_t30 >= 13
	c_t0_t30 += MAS[0]

	c_t0_t3_t3_mem0 = S.Task('c_t0_t3_t3_mem0', length=1, delay_cost=1)
	S += c_t0_t3_t3_mem0 >= 13
	c_t0_t3_t3_mem0 += MAIN_MEM_r[0]

	c_t1_t30_in = S.Task('c_t1_t30_in', length=1, delay_cost=1)
	S += c_t1_t30_in >= 13
	c_t1_t30_in += MAS_in[3]

	c_t1_t30_mem0 = S.Task('c_t1_t30_mem0', length=1, delay_cost=1)
	S += c_t1_t30_mem0 >= 13
	c_t1_t30_mem0 += MM_MEM[0]

	c_t1_t30_mem1 = S.Task('c_t1_t30_mem1', length=1, delay_cost=1)
	S += c_t1_t30_mem1 >= 13
	c_t1_t30_mem1 += MM_MEM[1]

	c_t3000_mem1 = S.Task('c_t3000_mem1', length=1, delay_cost=1)
	S += c_t3000_mem1 >= 13
	c_t3000_mem1 += MAIN_MEM_r[1]

	c_t3_a1_0_in = S.Task('c_t3_a1_0_in', length=1, delay_cost=1)
	S += c_t3_a1_0_in >= 13
	c_t3_a1_0_in += MAS_in[2]

	c_t3_a1_0_mem0 = S.Task('c_t3_a1_0_mem0', length=1, delay_cost=1)
	S += c_t3_a1_0_mem0 >= 13
	c_t3_a1_0_mem0 += MAS_MEM[0]

	c_t3_a1_0_mem1 = S.Task('c_t3_a1_0_mem1', length=1, delay_cost=1)
	S += c_t3_a1_0_mem1 >= 13
	c_t3_a1_0_mem1 += MAS_MEM[3]

	c_t3_t3_t1 = S.Task('c_t3_t3_t1', length=8, delay_cost=1)
	S += c_t3_t3_t1 >= 13
	c_t3_t3_t1 += MM[0]

	c_t5_a1_0_in = S.Task('c_t5_a1_0_in', length=1, delay_cost=1)
	S += c_t5_a1_0_in >= 13
	c_t5_a1_0_in += MAS_in[0]

	c_t5_a1_0_mem0 = S.Task('c_t5_a1_0_mem0', length=1, delay_cost=1)
	S += c_t5_a1_0_mem0 >= 13
	c_t5_a1_0_mem0 += MAS_MEM[4]

	c_t5_a1_0_mem1 = S.Task('c_t5_a1_0_mem1', length=1, delay_cost=1)
	S += c_t5_a1_0_mem1 >= 13
	c_t5_a1_0_mem1 += MAS_MEM[1]

	c_t5_a1_1 = S.Task('c_t5_a1_1', length=3, delay_cost=1)
	S += c_t5_a1_1 >= 13
	c_t5_a1_1 += MAS[1]

	c_t5_t3_t0_in = S.Task('c_t5_t3_t0_in', length=1, delay_cost=1)
	S += c_t5_t3_t0_in >= 13
	c_t5_t3_t0_in += MM_in[0]

	c_t5_t3_t0_mem0 = S.Task('c_t5_t3_t0_mem0', length=1, delay_cost=1)
	S += c_t5_t3_t0_mem0 >= 13
	c_t5_t3_t0_mem0 += MAS_MEM[6]

	c_t5_t3_t0_mem1 = S.Task('c_t5_t3_t0_mem1', length=1, delay_cost=1)
	S += c_t5_t3_t0_mem1 >= 13
	c_t5_t3_t0_mem1 += MAS_MEM[5]

	c_t5_t3_t2 = S.Task('c_t5_t3_t2', length=3, delay_cost=1)
	S += c_t5_t3_t2 >= 13
	c_t5_t3_t2 += MAS[3]

	c_t5_t3_t3 = S.Task('c_t5_t3_t3', length=3, delay_cost=1)
	S += c_t5_t3_t3 >= 13
	c_t5_t3_t3 += MAS[2]

	c_t0_t00 = S.Task('c_t0_t00', length=3, delay_cost=1)
	S += c_t0_t00 >= 14
	c_t0_t00 += MAS[1]

	c_t0_t01_in = S.Task('c_t0_t01_in', length=1, delay_cost=1)
	S += c_t0_t01_in >= 14
	c_t0_t01_in += MAS_in[0]

	c_t0_t01_mem1 = S.Task('c_t0_t01_mem1', length=1, delay_cost=1)
	S += c_t0_t01_mem1 >= 14
	c_t0_t01_mem1 += MAS_MEM[3]

	c_t1_t01_in = S.Task('c_t1_t01_in', length=1, delay_cost=1)
	S += c_t1_t01_in >= 14
	c_t1_t01_in += MAS_in[3]

	c_t1_t01_mem1 = S.Task('c_t1_t01_mem1', length=1, delay_cost=1)
	S += c_t1_t01_mem1 >= 14
	c_t1_t01_mem1 += MAS_MEM[7]

	c_t1_t30 = S.Task('c_t1_t30', length=3, delay_cost=1)
	S += c_t1_t30 >= 14
	c_t1_t30 += MAS[3]

	c_t1_t3_t1_mem1 = S.Task('c_t1_t3_t1_mem1', length=1, delay_cost=1)
	S += c_t1_t3_t1_mem1 >= 14
	c_t1_t3_t1_mem1 += MAIN_MEM_r[1]

	c_t1_t3_t2_mem0 = S.Task('c_t1_t3_t2_mem0', length=1, delay_cost=1)
	S += c_t1_t3_t2_mem0 >= 14
	c_t1_t3_t2_mem0 += MAIN_MEM_r[0]

	c_t1_t3_t5_in = S.Task('c_t1_t3_t5_in', length=1, delay_cost=1)
	S += c_t1_t3_t5_in >= 14
	c_t1_t3_t5_in += MAS_in[1]

	c_t1_t3_t5_mem0 = S.Task('c_t1_t3_t5_mem0', length=1, delay_cost=1)
	S += c_t1_t3_t5_mem0 >= 14
	c_t1_t3_t5_mem0 += MM_MEM[0]

	c_t1_t3_t5_mem1 = S.Task('c_t1_t3_t5_mem1', length=1, delay_cost=1)
	S += c_t1_t3_t5_mem1 >= 14
	c_t1_t3_t5_mem1 += MM_MEM[1]

	c_t3_a1_0 = S.Task('c_t3_a1_0', length=3, delay_cost=1)
	S += c_t3_a1_0 >= 14
	c_t3_a1_0 += MAS[2]

	c_t3_t3_t0_in = S.Task('c_t3_t3_t0_in', length=1, delay_cost=1)
	S += c_t3_t3_t0_in >= 14
	c_t3_t3_t0_in += MM_in[0]

	c_t3_t3_t0_mem0 = S.Task('c_t3_t3_t0_mem0', length=1, delay_cost=1)
	S += c_t3_t3_t0_mem0 >= 14
	c_t3_t3_t0_mem0 += MAS_MEM[0]

	c_t3_t3_t0_mem1 = S.Task('c_t3_t3_t0_mem1', length=1, delay_cost=1)
	S += c_t3_t3_t0_mem1 >= 14
	c_t3_t3_t0_mem1 += MAS_MEM[1]

	c_t5_a1_0 = S.Task('c_t5_a1_0', length=3, delay_cost=1)
	S += c_t5_a1_0 >= 14
	c_t5_a1_0 += MAS[0]

	c_t5_t10_in = S.Task('c_t5_t10_in', length=1, delay_cost=1)
	S += c_t5_t10_in >= 14
	c_t5_t10_in += MAS_in[2]

	c_t5_t10_mem0 = S.Task('c_t5_t10_mem0', length=1, delay_cost=1)
	S += c_t5_t10_mem0 >= 14
	c_t5_t10_mem0 += MAS_MEM[6]

	c_t5_t10_mem1 = S.Task('c_t5_t10_mem1', length=1, delay_cost=1)
	S += c_t5_t10_mem1 >= 14
	c_t5_t10_mem1 += MAS_MEM[5]

	c_t5_t3_t0 = S.Task('c_t5_t3_t0', length=8, delay_cost=1)
	S += c_t5_t3_t0 >= 14
	c_t5_t3_t0 += MM[0]

	c_t0_t01 = S.Task('c_t0_t01', length=3, delay_cost=1)
	S += c_t0_t01 >= 15
	c_t0_t01 += MAS[0]

	c_t0_t3_t1_mem0 = S.Task('c_t0_t3_t1_mem0', length=1, delay_cost=1)
	S += c_t0_t3_t1_mem0 >= 15
	c_t0_t3_t1_mem0 += MAIN_MEM_r[0]

	c_t0_t3_t5_in = S.Task('c_t0_t3_t5_in', length=1, delay_cost=1)
	S += c_t0_t3_t5_in >= 15
	c_t0_t3_t5_in += MAS_in[0]

	c_t0_t3_t5_mem0 = S.Task('c_t0_t3_t5_mem0', length=1, delay_cost=1)
	S += c_t0_t3_t5_mem0 >= 15
	c_t0_t3_t5_mem0 += MM_MEM[0]

	c_t0_t3_t5_mem1 = S.Task('c_t0_t3_t5_mem1', length=1, delay_cost=1)
	S += c_t0_t3_t5_mem1 >= 15
	c_t0_t3_t5_mem1 += MM_MEM[1]

	c_t1_t01 = S.Task('c_t1_t01', length=3, delay_cost=1)
	S += c_t1_t01 >= 15
	c_t1_t01 += MAS[3]

	c_t1_t3_t5 = S.Task('c_t1_t3_t5', length=3, delay_cost=1)
	S += c_t1_t3_t5 >= 15
	c_t1_t3_t5 += MAS[1]

	c_t3011_mem1 = S.Task('c_t3011_mem1', length=1, delay_cost=1)
	S += c_t3011_mem1 >= 15
	c_t3011_mem1 += MAIN_MEM_r[1]

	c_t3_t10_in = S.Task('c_t3_t10_in', length=1, delay_cost=1)
	S += c_t3_t10_in >= 15
	c_t3_t10_in += MAS_in[1]

	c_t3_t10_mem0 = S.Task('c_t3_t10_mem0', length=1, delay_cost=1)
	S += c_t3_t10_mem0 >= 15
	c_t3_t10_mem0 += MAS_MEM[0]

	c_t3_t10_mem1 = S.Task('c_t3_t10_mem1', length=1, delay_cost=1)
	S += c_t3_t10_mem1 >= 15
	c_t3_t10_mem1 += MAS_MEM[1]

	c_t3_t3_t0 = S.Task('c_t3_t3_t0', length=8, delay_cost=1)
	S += c_t3_t3_t0 >= 15
	c_t3_t3_t0 += MM[0]

	c_t4_t3_t3_in = S.Task('c_t4_t3_t3_in', length=1, delay_cost=1)
	S += c_t4_t3_t3_in >= 15
	c_t4_t3_t3_in += MAS_in[3]

	c_t4_t3_t3_mem0 = S.Task('c_t4_t3_t3_mem0', length=1, delay_cost=1)
	S += c_t4_t3_t3_mem0 >= 15
	c_t4_t3_t3_mem0 += MAS_MEM[6]

	c_t4_t3_t3_mem1 = S.Task('c_t4_t3_t3_mem1', length=1, delay_cost=1)
	S += c_t4_t3_t3_mem1 >= 15
	c_t4_t3_t3_mem1 += MAS_MEM[5]

	c_t5_t10 = S.Task('c_t5_t10', length=3, delay_cost=1)
	S += c_t5_t10 >= 15
	c_t5_t10 += MAS[2]

	c_t0_t3_t5 = S.Task('c_t0_t3_t5', length=3, delay_cost=1)
	S += c_t0_t3_t5 >= 16
	c_t0_t3_t5 += MAS[0]

	c_t1_a1_1_mem0 = S.Task('c_t1_a1_1_mem0', length=1, delay_cost=1)
	S += c_t1_a1_1_mem0 >= 16
	c_t1_a1_1_mem0 += MAIN_MEM_r[0]

	c_t3_t10 = S.Task('c_t3_t10', length=3, delay_cost=1)
	S += c_t3_t10 >= 16
	c_t3_t10 += MAS[1]

	c_t4001_mem1 = S.Task('c_t4001_mem1', length=1, delay_cost=1)
	S += c_t4001_mem1 >= 16
	c_t4001_mem1 += MAIN_MEM_r[1]

	c_t4_t3_t3 = S.Task('c_t4_t3_t3', length=3, delay_cost=1)
	S += c_t4_t3_t3 >= 16
	c_t4_t3_t3 += MAS[3]

	c_t0_t11_mem1 = S.Task('c_t0_t11_mem1', length=1, delay_cost=1)
	S += c_t0_t11_mem1 >= 17
	c_t0_t11_mem1 += MAIN_MEM_r[1]

	c_t2_t3_t3_mem0 = S.Task('c_t2_t3_t3_mem0', length=1, delay_cost=1)
	S += c_t2_t3_t3_mem0 >= 17
	c_t2_t3_t3_mem0 += MAIN_MEM_r[0]

	c_t2_t3_t0_mem1 = S.Task('c_t2_t3_t0_mem1', length=1, delay_cost=1)
	S += c_t2_t3_t0_mem1 >= 18
	c_t2_t3_t0_mem1 += MAIN_MEM_r[1]

	c_t3011_mem0 = S.Task('c_t3011_mem0', length=1, delay_cost=1)
	S += c_t3011_mem0 >= 18
	c_t3011_mem0 += MAIN_MEM_r[0]

	c_t0_t10_mem1 = S.Task('c_t0_t10_mem1', length=1, delay_cost=1)
	S += c_t0_t10_mem1 >= 19
	c_t0_t10_mem1 += MAIN_MEM_r[1]

	c_t3000_mem0 = S.Task('c_t3000_mem0', length=1, delay_cost=1)
	S += c_t3000_mem0 >= 19
	c_t3000_mem0 += MAIN_MEM_r[0]

	c_t1_a1_0_mem1 = S.Task('c_t1_a1_0_mem1', length=1, delay_cost=1)
	S += c_t1_a1_0_mem1 >= 20
	c_t1_a1_0_mem1 += MAIN_MEM_r[1]

	c_t1_t3_t0_mem0 = S.Task('c_t1_t3_t0_mem0', length=1, delay_cost=1)
	S += c_t1_t3_t0_mem0 >= 20
	c_t1_t3_t0_mem0 += MAIN_MEM_r[0]

	c_t1_t3_t1_mem0 = S.Task('c_t1_t3_t1_mem0', length=1, delay_cost=1)
	S += c_t1_t3_t1_mem0 >= 21
	c_t1_t3_t1_mem0 += MAIN_MEM_r[0]

	c_t2_a1_0_mem1 = S.Task('c_t2_a1_0_mem1', length=1, delay_cost=1)
	S += c_t2_a1_0_mem1 >= 21
	c_t2_a1_0_mem1 += MAIN_MEM_r[1]

	c_t0_a1_0_mem0 = S.Task('c_t0_a1_0_mem0', length=1, delay_cost=1)
	S += c_t0_a1_0_mem0 >= 22
	c_t0_a1_0_mem0 += MAIN_MEM_r[0]

	c_t0_t3_t3_mem1 = S.Task('c_t0_t3_t3_mem1', length=1, delay_cost=1)
	S += c_t0_t3_t3_mem1 >= 22
	c_t0_t3_t3_mem1 += MAIN_MEM_r[1]

	c_t1_a1_1_mem1 = S.Task('c_t1_a1_1_mem1', length=1, delay_cost=1)
	S += c_t1_a1_1_mem1 >= 23
	c_t1_a1_1_mem1 += MAIN_MEM_r[1]

	c_t4001_mem0 = S.Task('c_t4001_mem0', length=1, delay_cost=1)
	S += c_t4001_mem0 >= 23
	c_t4001_mem0 += MAIN_MEM_r[0]

	c_t3001_mem0 = S.Task('c_t3001_mem0', length=1, delay_cost=1)
	S += c_t3001_mem0 >= 24
	c_t3001_mem0 += MAIN_MEM_r[0]

	c_t3001_mem1 = S.Task('c_t3001_mem1', length=1, delay_cost=1)
	S += c_t3001_mem1 >= 24
	c_t3001_mem1 += MAIN_MEM_r[1]

	c_t2_t10_mem0 = S.Task('c_t2_t10_mem0', length=1, delay_cost=1)
	S += c_t2_t10_mem0 >= 25
	c_t2_t10_mem0 += MAIN_MEM_r[0]

	c_t2_t11_mem1 = S.Task('c_t2_t11_mem1', length=1, delay_cost=1)
	S += c_t2_t11_mem1 >= 25
	c_t2_t11_mem1 += MAIN_MEM_r[1]

	c_t0_a1_1_mem1 = S.Task('c_t0_a1_1_mem1', length=1, delay_cost=1)
	S += c_t0_a1_1_mem1 >= 26
	c_t0_a1_1_mem1 += MAIN_MEM_r[1]

	c_t3010_mem0 = S.Task('c_t3010_mem0', length=1, delay_cost=1)
	S += c_t3010_mem0 >= 26
	c_t3010_mem0 += MAIN_MEM_r[0]

	c_t1_t3_t2_mem1 = S.Task('c_t1_t3_t2_mem1', length=1, delay_cost=1)
	S += c_t1_t3_t2_mem1 >= 27
	c_t1_t3_t2_mem1 += MAIN_MEM_r[1]

	c_t2_a1_0_mem0 = S.Task('c_t2_a1_0_mem0', length=1, delay_cost=1)
	S += c_t2_a1_0_mem0 >= 27
	c_t2_a1_0_mem0 += MAIN_MEM_r[0]

	c_t0_a1_0_mem1 = S.Task('c_t0_a1_0_mem1', length=1, delay_cost=1)
	S += c_t0_a1_0_mem1 >= 28
	c_t0_a1_0_mem1 += MAIN_MEM_r[1]

	c_t4000_mem0 = S.Task('c_t4000_mem0', length=1, delay_cost=1)
	S += c_t4000_mem0 >= 28
	c_t4000_mem0 += MAIN_MEM_r[0]

	c_t1_a1_0_mem0 = S.Task('c_t1_a1_0_mem0', length=1, delay_cost=1)
	S += c_t1_a1_0_mem0 >= 29
	c_t1_a1_0_mem0 += MAIN_MEM_r[0]

	c_t2_t10_mem1 = S.Task('c_t2_t10_mem1', length=1, delay_cost=1)
	S += c_t2_t10_mem1 >= 29
	c_t2_t10_mem1 += MAIN_MEM_r[1]

	c_t0_t00_mem0 = S.Task('c_t0_t00_mem0', length=1, delay_cost=1)
	S += c_t0_t00_mem0 >= 30
	c_t0_t00_mem0 += MAIN_MEM_r[0]

	c_t4010_mem1 = S.Task('c_t4010_mem1', length=1, delay_cost=1)
	S += c_t4010_mem1 >= 30
	c_t4010_mem1 += MAIN_MEM_r[1]

	c_t0_t01_mem0 = S.Task('c_t0_t01_mem0', length=1, delay_cost=1)
	S += c_t0_t01_mem0 >= 31
	c_t0_t01_mem0 += MAIN_MEM_r[0]

	c_t4011_mem1 = S.Task('c_t4011_mem1', length=1, delay_cost=1)
	S += c_t4011_mem1 >= 31
	c_t4011_mem1 += MAIN_MEM_r[1]

	c_t1_t00_mem0 = S.Task('c_t1_t00_mem0', length=1, delay_cost=1)
	S += c_t1_t00_mem0 >= 32
	c_t1_t00_mem0 += MAIN_MEM_r[0]

	c_t5000_mem1 = S.Task('c_t5000_mem1', length=1, delay_cost=1)
	S += c_t5000_mem1 >= 32
	c_t5000_mem1 += MAIN_MEM_r[1]

	c_t1_t01_mem0 = S.Task('c_t1_t01_mem0', length=1, delay_cost=1)
	S += c_t1_t01_mem0 >= 33
	c_t1_t01_mem0 += MAIN_MEM_r[0]

	c_t5001_mem1 = S.Task('c_t5001_mem1', length=1, delay_cost=1)
	S += c_t5001_mem1 >= 33
	c_t5001_mem1 += MAIN_MEM_r[1]

	c_t2_t00_mem0 = S.Task('c_t2_t00_mem0', length=1, delay_cost=1)
	S += c_t2_t00_mem0 >= 34
	c_t2_t00_mem0 += MAIN_MEM_r[0]

	c_t5010_mem1 = S.Task('c_t5010_mem1', length=1, delay_cost=1)
	S += c_t5010_mem1 >= 34
	c_t5010_mem1 += MAIN_MEM_r[1]

	c_t2_t01_mem0 = S.Task('c_t2_t01_mem0', length=1, delay_cost=1)
	S += c_t2_t01_mem0 >= 35
	c_t2_t01_mem0 += MAIN_MEM_r[0]

	c_t5011_mem1 = S.Task('c_t5011_mem1', length=1, delay_cost=1)
	S += c_t5011_mem1 >= 35
	c_t5011_mem1 += MAIN_MEM_r[1]

	c_t4010_mem0 = S.Task('c_t4010_mem0', length=1, delay_cost=1)
	S += c_t4010_mem0 >= 36
	c_t4010_mem0 += MAIN_MEM_r[0]

	c_t4011_mem0 = S.Task('c_t4011_mem0', length=1, delay_cost=1)
	S += c_t4011_mem0 >= 37
	c_t4011_mem0 += MAIN_MEM_r[0]

	c_t5000_mem0 = S.Task('c_t5000_mem0', length=1, delay_cost=1)
	S += c_t5000_mem0 >= 38
	c_t5000_mem0 += MAIN_MEM_r[0]

	c_t5001_mem0 = S.Task('c_t5001_mem0', length=1, delay_cost=1)
	S += c_t5001_mem0 >= 39
	c_t5001_mem0 += MAIN_MEM_r[0]

	c_t5010_mem0 = S.Task('c_t5010_mem0', length=1, delay_cost=1)
	S += c_t5010_mem0 >= 40
	c_t5010_mem0 += MAIN_MEM_r[0]

	c_t5011_mem0 = S.Task('c_t5011_mem0', length=1, delay_cost=1)
	S += c_t5011_mem0 >= 41
	c_t5011_mem0 += MAIN_MEM_r[0]


	# new tasks
	c_t0_t2_t0 = S.Task('c_t0_t2_t0', length=8, delay_cost=1)
	c_t0_t2_t0 += alt(MM)
	c_t0_t2_t0_in = S.Task('c_t0_t2_t0_in', length=1, delay_cost=1)
	c_t0_t2_t0_in += alt(MM_in)
	S += c_t0_t2_t0_in*MM_in[0]<=c_t0_t2_t0*MM[0]

	c_t0_t2_t0_mem0 = S.Task('c_t0_t2_t0_mem0', length=1, delay_cost=1)
	c_t0_t2_t0_mem0 += MAS_MEM[2]
	S += 16 < c_t0_t2_t0_mem0
	S += c_t0_t2_t0_mem0 <= c_t0_t2_t0

	c_t0_t2_t0_mem1 = S.Task('c_t0_t2_t0_mem1', length=1, delay_cost=1)
	c_t0_t2_t0_mem1 += MAS_MEM[5]
	S += 3 < c_t0_t2_t0_mem1
	S += c_t0_t2_t0_mem1 <= c_t0_t2_t0

	c_t0_t2_t1 = S.Task('c_t0_t2_t1', length=8, delay_cost=1)
	c_t0_t2_t1 += alt(MM)
	c_t0_t2_t1_in = S.Task('c_t0_t2_t1_in', length=1, delay_cost=1)
	c_t0_t2_t1_in += alt(MM_in)
	S += c_t0_t2_t1_in*MM_in[0]<=c_t0_t2_t1*MM[0]

	c_t0_t2_t1_mem0 = S.Task('c_t0_t2_t1_mem0', length=1, delay_cost=1)
	c_t0_t2_t1_mem0 += MAS_MEM[0]
	S += 17 < c_t0_t2_t1_mem0
	S += c_t0_t2_t1_mem0 <= c_t0_t2_t1

	c_t0_t2_t1_mem1 = S.Task('c_t0_t2_t1_mem1', length=1, delay_cost=1)
	c_t0_t2_t1_mem1 += MAS_MEM[7]
	S += 4 < c_t0_t2_t1_mem1
	S += c_t0_t2_t1_mem1 <= c_t0_t2_t1

	c_t0_t2_t2 = S.Task('c_t0_t2_t2', length=3, delay_cost=1)
	c_t0_t2_t2 += alt(MAS)
	c_t0_t2_t2_in = S.Task('c_t0_t2_t2_in', length=1, delay_cost=1)
	c_t0_t2_t2_in += alt(MAS_in)
	S += c_t0_t2_t2_in*MAS_in[0]<=c_t0_t2_t2*MAS[0]

	S += c_t0_t2_t2_in*MAS_in[1]<=c_t0_t2_t2*MAS[1]

	S += c_t0_t2_t2_in*MAS_in[2]<=c_t0_t2_t2*MAS[2]

	S += c_t0_t2_t2_in*MAS_in[3]<=c_t0_t2_t2*MAS[3]

	c_t0_t2_t2_mem0 = S.Task('c_t0_t2_t2_mem0', length=1, delay_cost=1)
	c_t0_t2_t2_mem0 += MAS_MEM[2]
	S += 16 < c_t0_t2_t2_mem0
	S += c_t0_t2_t2_mem0 <= c_t0_t2_t2

	c_t0_t2_t2_mem1 = S.Task('c_t0_t2_t2_mem1', length=1, delay_cost=1)
	c_t0_t2_t2_mem1 += MAS_MEM[1]
	S += 17 < c_t0_t2_t2_mem1
	S += c_t0_t2_t2_mem1 <= c_t0_t2_t2

	c_t0_t31 = S.Task('c_t0_t31', length=3, delay_cost=1)
	c_t0_t31 += alt(MAS)
	c_t0_t31_in = S.Task('c_t0_t31_in', length=1, delay_cost=1)
	c_t0_t31_in += alt(MAS_in)
	S += c_t0_t31_in*MAS_in[0]<=c_t0_t31*MAS[0]

	S += c_t0_t31_in*MAS_in[1]<=c_t0_t31*MAS[1]

	S += c_t0_t31_in*MAS_in[2]<=c_t0_t31*MAS[2]

	S += c_t0_t31_in*MAS_in[3]<=c_t0_t31*MAS[3]

	c_t0_t31_mem0 = S.Task('c_t0_t31_mem0', length=1, delay_cost=1)
	c_t0_t31_mem0 += MM_MEM[0]
	S += 16 < c_t0_t31_mem0
	S += c_t0_t31_mem0 <= c_t0_t31

	c_t0_t31_mem1 = S.Task('c_t0_t31_mem1', length=1, delay_cost=1)
	c_t0_t31_mem1 += MAS_MEM[1]
	S += 18 < c_t0_t31_mem1
	S += c_t0_t31_mem1 <= c_t0_t31

	c_t010 = S.Task('c_t010', length=3, delay_cost=1)
	c_t010 += alt(MAS)
	c_t010_in = S.Task('c_t010_in', length=1, delay_cost=1)
	c_t010_in += alt(MAS_in)
	S += c_t010_in*MAS_in[0]<=c_t010*MAS[0]

	S += c_t010_in*MAS_in[1]<=c_t010*MAS[1]

	S += c_t010_in*MAS_in[2]<=c_t010*MAS[2]

	S += c_t010_in*MAS_in[3]<=c_t010*MAS[3]

	c_t010_mem0 = S.Task('c_t010_mem0', length=1, delay_cost=1)
	c_t010_mem0 += MAS_MEM[0]
	S += 15 < c_t010_mem0
	S += c_t010_mem0 <= c_t010

	c_t1_t2_t0 = S.Task('c_t1_t2_t0', length=8, delay_cost=1)
	c_t1_t2_t0 += alt(MM)
	c_t1_t2_t0_in = S.Task('c_t1_t2_t0_in', length=1, delay_cost=1)
	c_t1_t2_t0_in += alt(MM_in)
	S += c_t1_t2_t0_in*MM_in[0]<=c_t1_t2_t0*MM[0]

	c_t1_t2_t0_mem0 = S.Task('c_t1_t2_t0_mem0', length=1, delay_cost=1)
	c_t1_t2_t0_mem0 += MAS_MEM[0]
	S += 11 < c_t1_t2_t0_mem0
	S += c_t1_t2_t0_mem0 <= c_t1_t2_t0

	c_t1_t2_t0_mem1 = S.Task('c_t1_t2_t0_mem1', length=1, delay_cost=1)
	c_t1_t2_t0_mem1 += MAS_MEM[1]
	S += 4 < c_t1_t2_t0_mem1
	S += c_t1_t2_t0_mem1 <= c_t1_t2_t0

	c_t1_t2_t1 = S.Task('c_t1_t2_t1', length=8, delay_cost=1)
	c_t1_t2_t1 += alt(MM)
	c_t1_t2_t1_in = S.Task('c_t1_t2_t1_in', length=1, delay_cost=1)
	c_t1_t2_t1_in += alt(MM_in)
	S += c_t1_t2_t1_in*MM_in[0]<=c_t1_t2_t1*MM[0]

	c_t1_t2_t1_mem0 = S.Task('c_t1_t2_t1_mem0', length=1, delay_cost=1)
	c_t1_t2_t1_mem0 += MAS_MEM[6]
	S += 17 < c_t1_t2_t1_mem0
	S += c_t1_t2_t1_mem0 <= c_t1_t2_t1

	c_t1_t2_t1_mem1 = S.Task('c_t1_t2_t1_mem1', length=1, delay_cost=1)
	c_t1_t2_t1_mem1 += MAS_MEM[7]
	S += 8 < c_t1_t2_t1_mem1
	S += c_t1_t2_t1_mem1 <= c_t1_t2_t1

	c_t1_t2_t2 = S.Task('c_t1_t2_t2', length=3, delay_cost=1)
	c_t1_t2_t2 += alt(MAS)
	c_t1_t2_t2_in = S.Task('c_t1_t2_t2_in', length=1, delay_cost=1)
	c_t1_t2_t2_in += alt(MAS_in)
	S += c_t1_t2_t2_in*MAS_in[0]<=c_t1_t2_t2*MAS[0]

	S += c_t1_t2_t2_in*MAS_in[1]<=c_t1_t2_t2*MAS[1]

	S += c_t1_t2_t2_in*MAS_in[2]<=c_t1_t2_t2*MAS[2]

	S += c_t1_t2_t2_in*MAS_in[3]<=c_t1_t2_t2*MAS[3]

	c_t1_t2_t2_mem0 = S.Task('c_t1_t2_t2_mem0', length=1, delay_cost=1)
	c_t1_t2_t2_mem0 += MAS_MEM[0]
	S += 11 < c_t1_t2_t2_mem0
	S += c_t1_t2_t2_mem0 <= c_t1_t2_t2

	c_t1_t2_t2_mem1 = S.Task('c_t1_t2_t2_mem1', length=1, delay_cost=1)
	c_t1_t2_t2_mem1 += MAS_MEM[7]
	S += 17 < c_t1_t2_t2_mem1
	S += c_t1_t2_t2_mem1 <= c_t1_t2_t2

	c_t1_t31 = S.Task('c_t1_t31', length=3, delay_cost=1)
	c_t1_t31 += alt(MAS)
	c_t1_t31_in = S.Task('c_t1_t31_in', length=1, delay_cost=1)
	c_t1_t31_in += alt(MAS_in)
	S += c_t1_t31_in*MAS_in[0]<=c_t1_t31*MAS[0]

	S += c_t1_t31_in*MAS_in[1]<=c_t1_t31*MAS[1]

	S += c_t1_t31_in*MAS_in[2]<=c_t1_t31*MAS[2]

	S += c_t1_t31_in*MAS_in[3]<=c_t1_t31*MAS[3]

	c_t1_t31_mem0 = S.Task('c_t1_t31_mem0', length=1, delay_cost=1)
	c_t1_t31_mem0 += MM_MEM[0]
	S += 14 < c_t1_t31_mem0
	S += c_t1_t31_mem0 <= c_t1_t31

	c_t1_t31_mem1 = S.Task('c_t1_t31_mem1', length=1, delay_cost=1)
	c_t1_t31_mem1 += MAS_MEM[3]
	S += 17 < c_t1_t31_mem1
	S += c_t1_t31_mem1 <= c_t1_t31

	c_t110 = S.Task('c_t110', length=3, delay_cost=1)
	c_t110 += alt(MAS)
	c_t110_in = S.Task('c_t110_in', length=1, delay_cost=1)
	c_t110_in += alt(MAS_in)
	S += c_t110_in*MAS_in[0]<=c_t110*MAS[0]

	S += c_t110_in*MAS_in[1]<=c_t110*MAS[1]

	S += c_t110_in*MAS_in[2]<=c_t110*MAS[2]

	S += c_t110_in*MAS_in[3]<=c_t110*MAS[3]

	c_t110_mem0 = S.Task('c_t110_mem0', length=1, delay_cost=1)
	c_t110_mem0 += MAS_MEM[6]
	S += 16 < c_t110_mem0
	S += c_t110_mem0 <= c_t110

	c_t2_t2_t0 = S.Task('c_t2_t2_t0', length=8, delay_cost=1)
	c_t2_t2_t0 += alt(MM)
	c_t2_t2_t0_in = S.Task('c_t2_t2_t0_in', length=1, delay_cost=1)
	c_t2_t2_t0_in += alt(MM_in)
	S += c_t2_t2_t0_in*MM_in[0]<=c_t2_t2_t0*MM[0]

	c_t2_t2_t0_mem0 = S.Task('c_t2_t2_t0_mem0', length=1, delay_cost=1)
	c_t2_t2_t0_mem0 += MAS_MEM[2]
	S += 9 < c_t2_t2_t0_mem0
	S += c_t2_t2_t0_mem0 <= c_t2_t2_t0

	c_t2_t2_t0_mem1 = S.Task('c_t2_t2_t0_mem1', length=1, delay_cost=1)
	c_t2_t2_t0_mem1 += MAS_MEM[1]
	S += 3 < c_t2_t2_t0_mem1
	S += c_t2_t2_t0_mem1 <= c_t2_t2_t0

	c_t2_t2_t1 = S.Task('c_t2_t2_t1', length=8, delay_cost=1)
	c_t2_t2_t1 += alt(MM)
	c_t2_t2_t1_in = S.Task('c_t2_t2_t1_in', length=1, delay_cost=1)
	c_t2_t2_t1_in += alt(MM_in)
	S += c_t2_t2_t1_in*MM_in[0]<=c_t2_t2_t1*MM[0]

	c_t2_t2_t1_mem0 = S.Task('c_t2_t2_t1_mem0', length=1, delay_cost=1)
	c_t2_t2_t1_mem0 += MAS_MEM[2]
	S += 10 < c_t2_t2_t1_mem0
	S += c_t2_t2_t1_mem0 <= c_t2_t2_t1

	c_t2_t2_t1_mem1 = S.Task('c_t2_t2_t1_mem1', length=1, delay_cost=1)
	c_t2_t2_t1_mem1 += MAS_MEM[3]
	S += 8 < c_t2_t2_t1_mem1
	S += c_t2_t2_t1_mem1 <= c_t2_t2_t1

	c_t2_t2_t2 = S.Task('c_t2_t2_t2', length=3, delay_cost=1)
	c_t2_t2_t2 += alt(MAS)
	c_t2_t2_t2_in = S.Task('c_t2_t2_t2_in', length=1, delay_cost=1)
	c_t2_t2_t2_in += alt(MAS_in)
	S += c_t2_t2_t2_in*MAS_in[0]<=c_t2_t2_t2*MAS[0]

	S += c_t2_t2_t2_in*MAS_in[1]<=c_t2_t2_t2*MAS[1]

	S += c_t2_t2_t2_in*MAS_in[2]<=c_t2_t2_t2*MAS[2]

	S += c_t2_t2_t2_in*MAS_in[3]<=c_t2_t2_t2*MAS[3]

	c_t2_t2_t2_mem0 = S.Task('c_t2_t2_t2_mem0', length=1, delay_cost=1)
	c_t2_t2_t2_mem0 += MAS_MEM[2]
	S += 9 < c_t2_t2_t2_mem0
	S += c_t2_t2_t2_mem0 <= c_t2_t2_t2

	c_t2_t2_t2_mem1 = S.Task('c_t2_t2_t2_mem1', length=1, delay_cost=1)
	c_t2_t2_t2_mem1 += MAS_MEM[3]
	S += 10 < c_t2_t2_t2_mem1
	S += c_t2_t2_t2_mem1 <= c_t2_t2_t2

	c_t2_t31 = S.Task('c_t2_t31', length=3, delay_cost=1)
	c_t2_t31 += alt(MAS)
	c_t2_t31_in = S.Task('c_t2_t31_in', length=1, delay_cost=1)
	c_t2_t31_in += alt(MAS_in)
	S += c_t2_t31_in*MAS_in[0]<=c_t2_t31*MAS[0]

	S += c_t2_t31_in*MAS_in[1]<=c_t2_t31*MAS[1]

	S += c_t2_t31_in*MAS_in[2]<=c_t2_t31*MAS[2]

	S += c_t2_t31_in*MAS_in[3]<=c_t2_t31*MAS[3]

	c_t2_t31_mem0 = S.Task('c_t2_t31_mem0', length=1, delay_cost=1)
	c_t2_t31_mem0 += MM_MEM[0]
	S += 15 < c_t2_t31_mem0
	S += c_t2_t31_mem0 <= c_t2_t31

	c_t2_t31_mem1 = S.Task('c_t2_t31_mem1', length=1, delay_cost=1)
	c_t2_t31_mem1 += MAS_MEM[5]
	S += 13 < c_t2_t31_mem1
	S += c_t2_t31_mem1 <= c_t2_t31

	c_t210 = S.Task('c_t210', length=3, delay_cost=1)
	c_t210 += alt(MAS)
	c_t210_in = S.Task('c_t210_in', length=1, delay_cost=1)
	c_t210_in += alt(MAS_in)
	S += c_t210_in*MAS_in[0]<=c_t210*MAS[0]

	S += c_t210_in*MAS_in[1]<=c_t210*MAS[1]

	S += c_t210_in*MAS_in[2]<=c_t210*MAS[2]

	S += c_t210_in*MAS_in[3]<=c_t210*MAS[3]

	c_t210_mem0 = S.Task('c_t210_mem0', length=1, delay_cost=1)
	c_t210_mem0 += MAS_MEM[2]
	S += 14 < c_t210_mem0
	S += c_t210_mem0 <= c_t210

	c_t3_t00 = S.Task('c_t3_t00', length=3, delay_cost=1)
	c_t3_t00 += alt(MAS)
	c_t3_t00_in = S.Task('c_t3_t00_in', length=1, delay_cost=1)
	c_t3_t00_in += alt(MAS_in)
	S += c_t3_t00_in*MAS_in[0]<=c_t3_t00*MAS[0]

	S += c_t3_t00_in*MAS_in[1]<=c_t3_t00*MAS[1]

	S += c_t3_t00_in*MAS_in[2]<=c_t3_t00*MAS[2]

	S += c_t3_t00_in*MAS_in[3]<=c_t3_t00*MAS[3]

	c_t3_t00_mem0 = S.Task('c_t3_t00_mem0', length=1, delay_cost=1)
	c_t3_t00_mem0 += MAS_MEM[0]
	S += 7 < c_t3_t00_mem0
	S += c_t3_t00_mem0 <= c_t3_t00

	c_t3_t00_mem1 = S.Task('c_t3_t00_mem1', length=1, delay_cost=1)
	c_t3_t00_mem1 += MAS_MEM[5]
	S += 16 < c_t3_t00_mem1
	S += c_t3_t00_mem1 <= c_t3_t00

	c_t3_t01 = S.Task('c_t3_t01', length=3, delay_cost=1)
	c_t3_t01 += alt(MAS)
	c_t3_t01_in = S.Task('c_t3_t01_in', length=1, delay_cost=1)
	c_t3_t01_in += alt(MAS_in)
	S += c_t3_t01_in*MAS_in[0]<=c_t3_t01*MAS[0]

	S += c_t3_t01_in*MAS_in[1]<=c_t3_t01*MAS[1]

	S += c_t3_t01_in*MAS_in[2]<=c_t3_t01*MAS[2]

	S += c_t3_t01_in*MAS_in[3]<=c_t3_t01*MAS[3]

	c_t3_t01_mem0 = S.Task('c_t3_t01_mem0', length=1, delay_cost=1)
	c_t3_t01_mem0 += MAS_MEM[2]
	S += 5 < c_t3_t01_mem0
	S += c_t3_t01_mem0 <= c_t3_t01

	c_t3_t01_mem1 = S.Task('c_t3_t01_mem1', length=1, delay_cost=1)
	c_t3_t01_mem1 += MAS_MEM[3]
	S += 12 < c_t3_t01_mem1
	S += c_t3_t01_mem1 <= c_t3_t01

	c_t3_t2_t3 = S.Task('c_t3_t2_t3', length=3, delay_cost=1)
	c_t3_t2_t3 += alt(MAS)
	c_t3_t2_t3_in = S.Task('c_t3_t2_t3_in', length=1, delay_cost=1)
	c_t3_t2_t3_in += alt(MAS_in)
	S += c_t3_t2_t3_in*MAS_in[0]<=c_t3_t2_t3*MAS[0]

	S += c_t3_t2_t3_in*MAS_in[1]<=c_t3_t2_t3*MAS[1]

	S += c_t3_t2_t3_in*MAS_in[2]<=c_t3_t2_t3*MAS[2]

	S += c_t3_t2_t3_in*MAS_in[3]<=c_t3_t2_t3*MAS[3]

	c_t3_t2_t3_mem0 = S.Task('c_t3_t2_t3_mem0', length=1, delay_cost=1)
	c_t3_t2_t3_mem0 += MAS_MEM[2]
	S += 18 < c_t3_t2_t3_mem0
	S += c_t3_t2_t3_mem0 <= c_t3_t2_t3

	c_t3_t2_t3_mem1 = S.Task('c_t3_t2_t3_mem1', length=1, delay_cost=1)
	c_t3_t2_t3_mem1 += MAS_MEM[3]
	S += 11 < c_t3_t2_t3_mem1
	S += c_t3_t2_t3_mem1 <= c_t3_t2_t3

	c_t3_t3_t4 = S.Task('c_t3_t3_t4', length=8, delay_cost=1)
	c_t3_t3_t4 += alt(MM)
	c_t3_t3_t4_in = S.Task('c_t3_t3_t4_in', length=1, delay_cost=1)
	c_t3_t3_t4_in += alt(MM_in)
	S += c_t3_t3_t4_in*MM_in[0]<=c_t3_t3_t4*MM[0]

	c_t3_t3_t4_mem0 = S.Task('c_t3_t3_t4_mem0', length=1, delay_cost=1)
	c_t3_t3_t4_mem0 += MAS_MEM[0]
	S += 13 < c_t3_t3_t4_mem0
	S += c_t3_t3_t4_mem0 <= c_t3_t3_t4

	c_t3_t3_t4_mem1 = S.Task('c_t3_t3_t4_mem1', length=1, delay_cost=1)
	c_t3_t3_t4_mem1 += MAS_MEM[7]
	S += 14 < c_t3_t3_t4_mem1
	S += c_t3_t3_t4_mem1 <= c_t3_t3_t4

	c_t3_t30 = S.Task('c_t3_t30', length=3, delay_cost=1)
	c_t3_t30 += alt(MAS)
	c_t3_t30_in = S.Task('c_t3_t30_in', length=1, delay_cost=1)
	c_t3_t30_in += alt(MAS_in)
	S += c_t3_t30_in*MAS_in[0]<=c_t3_t30*MAS[0]

	S += c_t3_t30_in*MAS_in[1]<=c_t3_t30*MAS[1]

	S += c_t3_t30_in*MAS_in[2]<=c_t3_t30*MAS[2]

	S += c_t3_t30_in*MAS_in[3]<=c_t3_t30*MAS[3]

	c_t3_t30_mem0 = S.Task('c_t3_t30_mem0', length=1, delay_cost=1)
	c_t3_t30_mem0 += MM_MEM[0]
	S += 22 < c_t3_t30_mem0
	S += c_t3_t30_mem0 <= c_t3_t30

	c_t3_t30_mem1 = S.Task('c_t3_t30_mem1', length=1, delay_cost=1)
	c_t3_t30_mem1 += MM_MEM[1]
	S += 20 < c_t3_t30_mem1
	S += c_t3_t30_mem1 <= c_t3_t30

	c_t3_t3_t5 = S.Task('c_t3_t3_t5', length=3, delay_cost=1)
	c_t3_t3_t5 += alt(MAS)
	c_t3_t3_t5_in = S.Task('c_t3_t3_t5_in', length=1, delay_cost=1)
	c_t3_t3_t5_in += alt(MAS_in)
	S += c_t3_t3_t5_in*MAS_in[0]<=c_t3_t3_t5*MAS[0]

	S += c_t3_t3_t5_in*MAS_in[1]<=c_t3_t3_t5*MAS[1]

	S += c_t3_t3_t5_in*MAS_in[2]<=c_t3_t3_t5*MAS[2]

	S += c_t3_t3_t5_in*MAS_in[3]<=c_t3_t3_t5*MAS[3]

	c_t3_t3_t5_mem0 = S.Task('c_t3_t3_t5_mem0', length=1, delay_cost=1)
	c_t3_t3_t5_mem0 += MM_MEM[0]
	S += 22 < c_t3_t3_t5_mem0
	S += c_t3_t3_t5_mem0 <= c_t3_t3_t5

	c_t3_t3_t5_mem1 = S.Task('c_t3_t3_t5_mem1', length=1, delay_cost=1)
	c_t3_t3_t5_mem1 += MM_MEM[1]
	S += 20 < c_t3_t3_t5_mem1
	S += c_t3_t3_t5_mem1 <= c_t3_t3_t5

	c_t4_t00 = S.Task('c_t4_t00', length=3, delay_cost=1)
	c_t4_t00 += alt(MAS)
	c_t4_t00_in = S.Task('c_t4_t00_in', length=1, delay_cost=1)
	c_t4_t00_in += alt(MAS_in)
	S += c_t4_t00_in*MAS_in[0]<=c_t4_t00*MAS[0]

	S += c_t4_t00_in*MAS_in[1]<=c_t4_t00*MAS[1]

	S += c_t4_t00_in*MAS_in[2]<=c_t4_t00*MAS[2]

	S += c_t4_t00_in*MAS_in[3]<=c_t4_t00*MAS[3]

	c_t4_t00_mem0 = S.Task('c_t4_t00_mem0', length=1, delay_cost=1)
	c_t4_t00_mem0 += MAS_MEM[4]
	S += 4 < c_t4_t00_mem0
	S += c_t4_t00_mem0 <= c_t4_t00

	c_t4_t00_mem1 = S.Task('c_t4_t00_mem1', length=1, delay_cost=1)
	c_t4_t00_mem1 += MAS_MEM[7]
	S += 12 < c_t4_t00_mem1
	S += c_t4_t00_mem1 <= c_t4_t00

	c_t4_t01 = S.Task('c_t4_t01', length=3, delay_cost=1)
	c_t4_t01 += alt(MAS)
	c_t4_t01_in = S.Task('c_t4_t01_in', length=1, delay_cost=1)
	c_t4_t01_in += alt(MAS_in)
	S += c_t4_t01_in*MAS_in[0]<=c_t4_t01*MAS[0]

	S += c_t4_t01_in*MAS_in[1]<=c_t4_t01*MAS[1]

	S += c_t4_t01_in*MAS_in[2]<=c_t4_t01*MAS[2]

	S += c_t4_t01_in*MAS_in[3]<=c_t4_t01*MAS[3]

	c_t4_t01_mem0 = S.Task('c_t4_t01_mem0', length=1, delay_cost=1)
	c_t4_t01_mem0 += MAS_MEM[2]
	S += 7 < c_t4_t01_mem0
	S += c_t4_t01_mem0 <= c_t4_t01

	c_t4_t01_mem1 = S.Task('c_t4_t01_mem1', length=1, delay_cost=1)
	c_t4_t01_mem1 += MAS_MEM[5]
	S += 14 < c_t4_t01_mem1
	S += c_t4_t01_mem1 <= c_t4_t01

	c_t4_t2_t3 = S.Task('c_t4_t2_t3', length=3, delay_cost=1)
	c_t4_t2_t3 += alt(MAS)
	c_t4_t2_t3_in = S.Task('c_t4_t2_t3_in', length=1, delay_cost=1)
	c_t4_t2_t3_in += alt(MAS_in)
	S += c_t4_t2_t3_in*MAS_in[0]<=c_t4_t2_t3*MAS[0]

	S += c_t4_t2_t3_in*MAS_in[1]<=c_t4_t2_t3*MAS[1]

	S += c_t4_t2_t3_in*MAS_in[2]<=c_t4_t2_t3*MAS[2]

	S += c_t4_t2_t3_in*MAS_in[3]<=c_t4_t2_t3*MAS[3]

	c_t4_t2_t3_mem0 = S.Task('c_t4_t2_t3_mem0', length=1, delay_cost=1)
	c_t4_t2_t3_mem0 += MAS_MEM[2]
	S += 13 < c_t4_t2_t3_mem0
	S += c_t4_t2_t3_mem0 <= c_t4_t2_t3

	c_t4_t2_t3_mem1 = S.Task('c_t4_t2_t3_mem1', length=1, delay_cost=1)
	c_t4_t2_t3_mem1 += MAS_MEM[1]
	S += 14 < c_t4_t2_t3_mem1
	S += c_t4_t2_t3_mem1 <= c_t4_t2_t3

	c_t4_t3_t4 = S.Task('c_t4_t3_t4', length=8, delay_cost=1)
	c_t4_t3_t4 += alt(MM)
	c_t4_t3_t4_in = S.Task('c_t4_t3_t4_in', length=1, delay_cost=1)
	c_t4_t3_t4_in += alt(MM_in)
	S += c_t4_t3_t4_in*MM_in[0]<=c_t4_t3_t4*MM[0]

	c_t4_t3_t4_mem0 = S.Task('c_t4_t3_t4_mem0', length=1, delay_cost=1)
	c_t4_t3_t4_mem0 += MAS_MEM[4]
	S += 10 < c_t4_t3_t4_mem0
	S += c_t4_t3_t4_mem0 <= c_t4_t3_t4

	c_t4_t3_t4_mem1 = S.Task('c_t4_t3_t4_mem1', length=1, delay_cost=1)
	c_t4_t3_t4_mem1 += MAS_MEM[7]
	S += 18 < c_t4_t3_t4_mem1
	S += c_t4_t3_t4_mem1 <= c_t4_t3_t4

	c_t4_t30 = S.Task('c_t4_t30', length=3, delay_cost=1)
	c_t4_t30 += alt(MAS)
	c_t4_t30_in = S.Task('c_t4_t30_in', length=1, delay_cost=1)
	c_t4_t30_in += alt(MAS_in)
	S += c_t4_t30_in*MAS_in[0]<=c_t4_t30*MAS[0]

	S += c_t4_t30_in*MAS_in[1]<=c_t4_t30*MAS[1]

	S += c_t4_t30_in*MAS_in[2]<=c_t4_t30*MAS[2]

	S += c_t4_t30_in*MAS_in[3]<=c_t4_t30*MAS[3]

	c_t4_t30_mem0 = S.Task('c_t4_t30_mem0', length=1, delay_cost=1)
	c_t4_t30_mem0 += MM_MEM[0]
	S += 17 < c_t4_t30_mem0
	S += c_t4_t30_mem0 <= c_t4_t30

	c_t4_t30_mem1 = S.Task('c_t4_t30_mem1', length=1, delay_cost=1)
	c_t4_t30_mem1 += MM_MEM[1]
	S += 18 < c_t4_t30_mem1
	S += c_t4_t30_mem1 <= c_t4_t30

	c_t4_t3_t5 = S.Task('c_t4_t3_t5', length=3, delay_cost=1)
	c_t4_t3_t5 += alt(MAS)
	c_t4_t3_t5_in = S.Task('c_t4_t3_t5_in', length=1, delay_cost=1)
	c_t4_t3_t5_in += alt(MAS_in)
	S += c_t4_t3_t5_in*MAS_in[0]<=c_t4_t3_t5*MAS[0]

	S += c_t4_t3_t5_in*MAS_in[1]<=c_t4_t3_t5*MAS[1]

	S += c_t4_t3_t5_in*MAS_in[2]<=c_t4_t3_t5*MAS[2]

	S += c_t4_t3_t5_in*MAS_in[3]<=c_t4_t3_t5*MAS[3]

	c_t4_t3_t5_mem0 = S.Task('c_t4_t3_t5_mem0', length=1, delay_cost=1)
	c_t4_t3_t5_mem0 += MM_MEM[0]
	S += 17 < c_t4_t3_t5_mem0
	S += c_t4_t3_t5_mem0 <= c_t4_t3_t5

	c_t4_t3_t5_mem1 = S.Task('c_t4_t3_t5_mem1', length=1, delay_cost=1)
	c_t4_t3_t5_mem1 += MM_MEM[1]
	S += 18 < c_t4_t3_t5_mem1
	S += c_t4_t3_t5_mem1 <= c_t4_t3_t5

	c_t5_t00 = S.Task('c_t5_t00', length=3, delay_cost=1)
	c_t5_t00 += alt(MAS)
	c_t5_t00_in = S.Task('c_t5_t00_in', length=1, delay_cost=1)
	c_t5_t00_in += alt(MAS_in)
	S += c_t5_t00_in*MAS_in[0]<=c_t5_t00*MAS[0]

	S += c_t5_t00_in*MAS_in[1]<=c_t5_t00*MAS[1]

	S += c_t5_t00_in*MAS_in[2]<=c_t5_t00*MAS[2]

	S += c_t5_t00_in*MAS_in[3]<=c_t5_t00*MAS[3]

	c_t5_t00_mem0 = S.Task('c_t5_t00_mem0', length=1, delay_cost=1)
	c_t5_t00_mem0 += MAS_MEM[6]
	S += 11 < c_t5_t00_mem0
	S += c_t5_t00_mem0 <= c_t5_t00

	c_t5_t00_mem1 = S.Task('c_t5_t00_mem1', length=1, delay_cost=1)
	c_t5_t00_mem1 += MAS_MEM[1]
	S += 16 < c_t5_t00_mem1
	S += c_t5_t00_mem1 <= c_t5_t00

	c_t5_t01 = S.Task('c_t5_t01', length=3, delay_cost=1)
	c_t5_t01 += alt(MAS)
	c_t5_t01_in = S.Task('c_t5_t01_in', length=1, delay_cost=1)
	c_t5_t01_in += alt(MAS_in)
	S += c_t5_t01_in*MAS_in[0]<=c_t5_t01*MAS[0]

	S += c_t5_t01_in*MAS_in[1]<=c_t5_t01*MAS[1]

	S += c_t5_t01_in*MAS_in[2]<=c_t5_t01*MAS[2]

	S += c_t5_t01_in*MAS_in[3]<=c_t5_t01*MAS[3]

	c_t5_t01_mem0 = S.Task('c_t5_t01_mem0', length=1, delay_cost=1)
	c_t5_t01_mem0 += MAS_MEM[6]
	S += 10 < c_t5_t01_mem0
	S += c_t5_t01_mem0 <= c_t5_t01

	c_t5_t01_mem1 = S.Task('c_t5_t01_mem1', length=1, delay_cost=1)
	c_t5_t01_mem1 += MAS_MEM[3]
	S += 15 < c_t5_t01_mem1
	S += c_t5_t01_mem1 <= c_t5_t01

	c_t5_t2_t3 = S.Task('c_t5_t2_t3', length=3, delay_cost=1)
	c_t5_t2_t3 += alt(MAS)
	c_t5_t2_t3_in = S.Task('c_t5_t2_t3_in', length=1, delay_cost=1)
	c_t5_t2_t3_in += alt(MAS_in)
	S += c_t5_t2_t3_in*MAS_in[0]<=c_t5_t2_t3*MAS[0]

	S += c_t5_t2_t3_in*MAS_in[1]<=c_t5_t2_t3*MAS[1]

	S += c_t5_t2_t3_in*MAS_in[2]<=c_t5_t2_t3*MAS[2]

	S += c_t5_t2_t3_in*MAS_in[3]<=c_t5_t2_t3*MAS[3]

	c_t5_t2_t3_mem0 = S.Task('c_t5_t2_t3_mem0', length=1, delay_cost=1)
	c_t5_t2_t3_mem0 += MAS_MEM[4]
	S += 17 < c_t5_t2_t3_mem0
	S += c_t5_t2_t3_mem0 <= c_t5_t2_t3

	c_t5_t2_t3_mem1 = S.Task('c_t5_t2_t3_mem1', length=1, delay_cost=1)
	c_t5_t2_t3_mem1 += MAS_MEM[7]
	S += 13 < c_t5_t2_t3_mem1
	S += c_t5_t2_t3_mem1 <= c_t5_t2_t3

	c_t5_t3_t4 = S.Task('c_t5_t3_t4', length=8, delay_cost=1)
	c_t5_t3_t4 += alt(MM)
	c_t5_t3_t4_in = S.Task('c_t5_t3_t4_in', length=1, delay_cost=1)
	c_t5_t3_t4_in += alt(MM_in)
	S += c_t5_t3_t4_in*MM_in[0]<=c_t5_t3_t4*MM[0]

	c_t5_t3_t4_mem0 = S.Task('c_t5_t3_t4_mem0', length=1, delay_cost=1)
	c_t5_t3_t4_mem0 += MAS_MEM[6]
	S += 15 < c_t5_t3_t4_mem0
	S += c_t5_t3_t4_mem0 <= c_t5_t3_t4

	c_t5_t3_t4_mem1 = S.Task('c_t5_t3_t4_mem1', length=1, delay_cost=1)
	c_t5_t3_t4_mem1 += MAS_MEM[5]
	S += 15 < c_t5_t3_t4_mem1
	S += c_t5_t3_t4_mem1 <= c_t5_t3_t4

	c_t5_t30 = S.Task('c_t5_t30', length=3, delay_cost=1)
	c_t5_t30 += alt(MAS)
	c_t5_t30_in = S.Task('c_t5_t30_in', length=1, delay_cost=1)
	c_t5_t30_in += alt(MAS_in)
	S += c_t5_t30_in*MAS_in[0]<=c_t5_t30*MAS[0]

	S += c_t5_t30_in*MAS_in[1]<=c_t5_t30*MAS[1]

	S += c_t5_t30_in*MAS_in[2]<=c_t5_t30*MAS[2]

	S += c_t5_t30_in*MAS_in[3]<=c_t5_t30*MAS[3]

	c_t5_t30_mem0 = S.Task('c_t5_t30_mem0', length=1, delay_cost=1)
	c_t5_t30_mem0 += MM_MEM[0]
	S += 21 < c_t5_t30_mem0
	S += c_t5_t30_mem0 <= c_t5_t30

	c_t5_t30_mem1 = S.Task('c_t5_t30_mem1', length=1, delay_cost=1)
	c_t5_t30_mem1 += MM_MEM[1]
	S += 19 < c_t5_t30_mem1
	S += c_t5_t30_mem1 <= c_t5_t30

	c_t5_t3_t5 = S.Task('c_t5_t3_t5', length=3, delay_cost=1)
	c_t5_t3_t5 += alt(MAS)
	c_t5_t3_t5_in = S.Task('c_t5_t3_t5_in', length=1, delay_cost=1)
	c_t5_t3_t5_in += alt(MAS_in)
	S += c_t5_t3_t5_in*MAS_in[0]<=c_t5_t3_t5*MAS[0]

	S += c_t5_t3_t5_in*MAS_in[1]<=c_t5_t3_t5*MAS[1]

	S += c_t5_t3_t5_in*MAS_in[2]<=c_t5_t3_t5*MAS[2]

	S += c_t5_t3_t5_in*MAS_in[3]<=c_t5_t3_t5*MAS[3]

	c_t5_t3_t5_mem0 = S.Task('c_t5_t3_t5_mem0', length=1, delay_cost=1)
	c_t5_t3_t5_mem0 += MM_MEM[0]
	S += 21 < c_t5_t3_t5_mem0
	S += c_t5_t3_t5_mem0 <= c_t5_t3_t5

	c_t5_t3_t5_mem1 = S.Task('c_t5_t3_t5_mem1', length=1, delay_cost=1)
	c_t5_t3_t5_mem1 += MM_MEM[1]
	S += 19 < c_t5_t3_t5_mem1
	S += c_t5_t3_t5_mem1 <= c_t5_t3_t5

	solvers.mip.solve(S,msg=1,kind='CPLEX',ratio_gap=1.01)

	solution = [['hoge']*len(S.solution()[1]) for i in range(len(S.solution()))]
	for i in range(len(S.solution())):
		for j in range(len(S.solution()[i])):
			solution[i][j]=str(S.solution()[i][j])
	print(solution)

	cycles = int(solution[-1][3])

	pic_file_name = "/home/mfukuda/ABE/multiRAM_multiMAS_16mux/scheduling_result/stage8MM1_stage3MAS4/SQR/schedule2.png"
	if(S.solution() != []):
		plotters.matplotlib.plot(S,img_filename=pic_file_name, show_task_labels=False, fig_size=(cycles*0.25+3, 5))

	return solution
